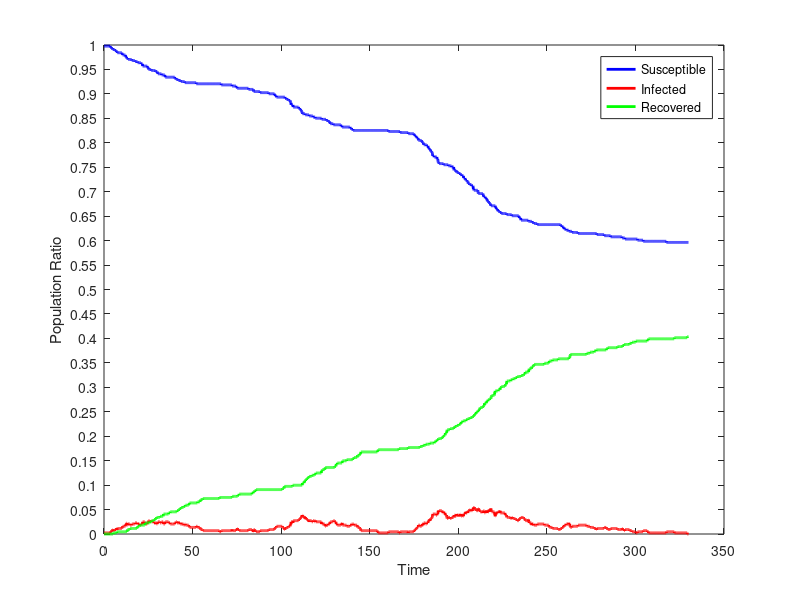

MATLAB code for this plot:
dynamics = [
440.0,1.0,0.0;
440.0,1.0,0.0;
440.0,1.0,0.0;
440.0,1.0,0.0;
440.0,1.0,0.0;
440.0,1.0,0.0;
440.0,1.0,0.0;
440.0,1.0,0.0;
440.0,1.0,0.0;
440.0,1.0,0.0;
440.0,1.0,0.0;
440.0,1.0,0.0;
440.0,1.0,0.0;
440.0,1.0,0.0;
440.0,1.0,0.0;
440.0,1.0,0.0;
440.0,1.0,0.0;
440.0,1.0,0.0;
440.0,1.0,0.0;
440.0,1.0,0.0;
440.0,1.0,0.0;
440.0,1.0,0.0;
440.0,1.0,0.0;
440.0,1.0,0.0;
440.0,1.0,0.0;
440.0,1.0,0.0;
440.0,1.0,0.0;
440.0,1.0,0.0;
440.0,1.0,0.0;
440.0,1.0,0.0;
440.0,1.0,0.0;
440.0,1.0,0.0;
440.0,1.0,0.0;
440.0,1.0,0.0;
440.0,1.0,0.0;
440.0,1.0,0.0;
439.0,2.0,0.0;
439.0,2.0,0.0;
439.0,2.0,0.0;
439.0,2.0,0.0;
439.0,2.0,0.0;
439.0,2.0,0.0;
438.0,3.0,0.0;
438.0,3.0,0.0;
438.0,3.0,0.0;
438.0,3.0,0.0;
438.0,3.0,0.0;
438.0,3.0,0.0;
438.0,3.0,0.0;
437.0,4.0,0.0;
437.0,4.0,0.0;
437.0,4.0,0.0;
437.0,3.0,1.0;
437.0,3.0,1.0;
437.0,3.0,1.0;
437.0,3.0,1.0;
437.0,3.0,1.0;
437.0,3.0,1.0;
437.0,3.0,1.0;
437.0,3.0,1.0;
437.0,3.0,1.0;
436.0,4.0,1.0;
436.0,4.0,1.0;
436.0,4.0,1.0;
436.0,4.0,1.0;
436.0,4.0,1.0;
436.0,4.0,1.0;
436.0,4.0,1.0;
436.0,4.0,1.0;
436.0,4.0,1.0;
435.0,5.0,1.0;
435.0,5.0,1.0;
435.0,5.0,1.0;
435.0,4.0,2.0;
435.0,4.0,2.0;
434.0,5.0,2.0;
434.0,5.0,2.0;
434.0,5.0,2.0;
434.0,5.0,2.0;
434.0,5.0,2.0;
434.0,5.0,2.0;
434.0,5.0,2.0;
434.0,5.0,2.0;
434.0,5.0,2.0;
434.0,5.0,2.0;
434.0,5.0,2.0;
434.0,5.0,2.0;
434.0,5.0,2.0;
434.0,5.0,2.0;
434.0,5.0,2.0;
434.0,5.0,2.0;
434.0,5.0,2.0;
434.0,5.0,2.0;
434.0,5.0,2.0;
434.0,5.0,2.0;
434.0,5.0,2.0;
434.0,5.0,2.0;
434.0,5.0,2.0;
434.0,5.0,2.0;
434.0,5.0,2.0;
434.0,5.0,2.0;
434.0,5.0,2.0;
433.0,6.0,2.0;
433.0,6.0,2.0;
433.0,6.0,2.0;
432.0,7.0,2.0;
432.0,7.0,2.0;
432.0,7.0,2.0;
432.0,7.0,2.0;
432.0,7.0,2.0;
432.0,7.0,2.0;
432.0,7.0,2.0;
432.0,7.0,2.0;
432.0,7.0,2.0;
432.0,7.0,2.0;
432.0,7.0,2.0;
432.0,7.0,2.0;
432.0,7.0,2.0;
432.0,7.0,2.0;
432.0,7.0,2.0;
432.0,7.0,2.0;
432.0,7.0,2.0;
431.0,8.0,2.0;
431.0,8.0,2.0;
430.0,9.0,2.0;
430.0,9.0,2.0;
430.0,9.0,2.0;
430.0,9.0,2.0;
429.0,10.0,2.0;
429.0,10.0,2.0;
429.0,10.0,2.0;
429.0,9.0,3.0;
429.0,8.0,4.0;
429.0,8.0,4.0;
429.0,8.0,4.0;
429.0,8.0,4.0;
428.0,9.0,4.0;
428.0,9.0,4.0;
428.0,9.0,4.0;
428.0,9.0,4.0;
428.0,9.0,4.0;
428.0,9.0,4.0;
428.0,9.0,4.0;
428.0,9.0,4.0;
428.0,9.0,4.0;
428.0,9.0,4.0;
428.0,9.0,4.0;
428.0,8.0,5.0;
428.0,8.0,5.0;
428.0,8.0,5.0;
428.0,8.0,5.0;
428.0,8.0,5.0;
428.0,8.0,5.0;
428.0,8.0,5.0;
428.0,8.0,5.0;
428.0,8.0,5.0;
428.0,8.0,5.0;
427.0,9.0,5.0;
427.0,9.0,5.0;
427.0,9.0,5.0;
427.0,9.0,5.0;
427.0,9.0,5.0;
427.0,9.0,5.0;
427.0,9.0,5.0;
427.0,9.0,5.0;
427.0,9.0,5.0;
427.0,9.0,5.0;
427.0,9.0,5.0;
427.0,9.0,5.0;
427.0,9.0,5.0;
427.0,9.0,5.0;
427.0,9.0,5.0;
427.0,9.0,5.0;
427.0,9.0,5.0;
427.0,9.0,5.0;
426.0,10.0,5.0;
426.0,10.0,5.0;
426.0,10.0,5.0;
426.0,10.0,5.0;
426.0,10.0,5.0;
426.0,10.0,5.0;
426.0,10.0,5.0;
426.0,10.0,5.0;
426.0,10.0,5.0;
426.0,10.0,5.0;
426.0,10.0,5.0;
426.0,10.0,5.0;
426.0,9.0,6.0;
426.0,9.0,6.0;
426.0,9.0,6.0;
425.0,10.0,6.0;
425.0,9.0,7.0;
425.0,9.0,7.0;
425.0,9.0,7.0;
425.0,9.0,7.0;
425.0,9.0,7.0;
425.0,9.0,7.0;
425.0,9.0,7.0;
425.0,9.0,7.0;
425.0,9.0,7.0;
425.0,9.0,7.0;
425.0,8.0,8.0;
425.0,8.0,8.0;
425.0,8.0,8.0;
425.0,8.0,8.0;
425.0,8.0,8.0;
425.0,8.0,8.0;
425.0,8.0,8.0;
425.0,8.0,8.0;
424.0,9.0,8.0;
424.0,9.0,8.0;
424.0,9.0,8.0;
424.0,9.0,8.0;
424.0,9.0,8.0;
424.0,9.0,8.0;
424.0,9.0,8.0;
424.0,9.0,8.0;
424.0,9.0,8.0;
422.0,11.0,8.0;
422.0,11.0,8.0;
422.0,11.0,8.0;
422.0,11.0,8.0;
422.0,11.0,8.0;
422.0,11.0,8.0;
422.0,11.0,8.0;
422.0,11.0,8.0;
422.0,11.0,8.0;
422.0,11.0,8.0;
422.0,11.0,8.0;
422.0,11.0,8.0;
422.0,11.0,8.0;
422.0,10.0,9.0;
422.0,10.0,9.0;
422.0,9.0,10.0;
422.0,9.0,10.0;
422.0,9.0,10.0;
422.0,9.0,10.0;
422.0,9.0,10.0;
422.0,9.0,10.0;
422.0,9.0,10.0;
422.0,9.0,10.0;
422.0,9.0,10.0;
422.0,9.0,10.0;
422.0,9.0,10.0;
422.0,9.0,10.0;
421.0,10.0,10.0;
421.0,10.0,10.0;
421.0,10.0,10.0;
421.0,10.0,10.0;
420.0,11.0,10.0;
420.0,11.0,10.0;
419.0,12.0,10.0;
419.0,12.0,10.0;
419.0,12.0,10.0;
419.0,12.0,10.0;
419.0,12.0,10.0;
419.0,12.0,10.0;
419.0,12.0,10.0;
419.0,11.0,11.0;
419.0,11.0,11.0;
419.0,11.0,11.0;
419.0,11.0,11.0;
419.0,11.0,11.0;
419.0,11.0,11.0;
419.0,11.0,11.0;
419.0,11.0,11.0;
419.0,11.0,11.0;
418.0,12.0,11.0;
418.0,12.0,11.0;
418.0,12.0,11.0;
418.0,11.0,12.0;
418.0,11.0,12.0;
418.0,11.0,12.0;
418.0,11.0,12.0;
418.0,11.0,12.0;
418.0,11.0,12.0;
418.0,11.0,12.0;
418.0,11.0,12.0;
418.0,11.0,12.0;
418.0,11.0,12.0;
418.0,11.0,12.0;
418.0,11.0,12.0;
418.0,11.0,12.0;
418.0,10.0,13.0;
418.0,10.0,13.0;
418.0,10.0,13.0;
418.0,10.0,13.0;
418.0,10.0,13.0;
418.0,10.0,13.0;
418.0,10.0,13.0;
418.0,9.0,14.0;
417.0,10.0,14.0;
417.0,10.0,14.0;
417.0,10.0,14.0;
417.0,10.0,14.0;
417.0,10.0,14.0;
417.0,10.0,14.0;
417.0,9.0,15.0;
417.0,9.0,15.0;
417.0,9.0,15.0;
417.0,9.0,15.0;
417.0,9.0,15.0;
416.0,10.0,15.0;
416.0,10.0,15.0;
415.0,11.0,15.0;
415.0,11.0,15.0;
415.0,11.0,15.0;
415.0,11.0,15.0;
415.0,11.0,15.0;
415.0,11.0,15.0;
415.0,11.0,15.0;
415.0,11.0,15.0;
415.0,11.0,15.0;
415.0,11.0,15.0;
415.0,11.0,15.0;
415.0,11.0,15.0;
415.0,10.0,16.0;
415.0,10.0,16.0;
415.0,10.0,16.0;
415.0,10.0,16.0;
415.0,10.0,16.0;
415.0,10.0,16.0;
415.0,10.0,16.0;
415.0,10.0,16.0;
415.0,10.0,16.0;
414.0,11.0,16.0;
414.0,11.0,16.0;
414.0,11.0,16.0;
414.0,11.0,16.0;
414.0,11.0,16.0;
414.0,11.0,16.0;
414.0,11.0,16.0;
414.0,11.0,16.0;
414.0,11.0,16.0;
414.0,11.0,16.0;
414.0,10.0,17.0;
414.0,9.0,18.0;
414.0,9.0,18.0;
414.0,9.0,18.0;
414.0,9.0,18.0;
414.0,9.0,18.0;
414.0,9.0,18.0;
414.0,9.0,18.0;
414.0,9.0,18.0;
413.0,10.0,18.0;
413.0,10.0,18.0;
412.0,11.0,18.0;
412.0,11.0,18.0;
412.0,11.0,18.0;
412.0,11.0,18.0;
412.0,11.0,18.0;
412.0,11.0,18.0;
412.0,11.0,18.0;
412.0,11.0,18.0;
412.0,11.0,18.0;
412.0,11.0,18.0;
412.0,11.0,18.0;
412.0,11.0,18.0;
412.0,11.0,18.0;
412.0,11.0,18.0;
412.0,11.0,18.0;
412.0,11.0,18.0;
412.0,11.0,18.0;
412.0,11.0,18.0;
412.0,11.0,18.0;
412.0,10.0,19.0;
412.0,10.0,19.0;
412.0,10.0,19.0;
412.0,10.0,19.0;
412.0,10.0,19.0;
412.0,10.0,19.0;
412.0,10.0,19.0;
412.0,10.0,19.0;
412.0,10.0,19.0;
412.0,9.0,20.0;
412.0,9.0,20.0;
412.0,9.0,20.0;
412.0,9.0,20.0;
412.0,9.0,20.0;
412.0,9.0,20.0;
412.0,9.0,20.0;
412.0,9.0,20.0;
412.0,9.0,20.0;
412.0,9.0,20.0;
412.0,9.0,20.0;
412.0,9.0,20.0;
412.0,9.0,20.0;
412.0,9.0,20.0;
412.0,9.0,20.0;
412.0,9.0,20.0;
412.0,9.0,20.0;
412.0,9.0,20.0;
412.0,9.0,20.0;
412.0,9.0,20.0;
412.0,9.0,20.0;
412.0,9.0,20.0;
412.0,9.0,20.0;
412.0,9.0,20.0;
412.0,9.0,20.0;
412.0,9.0,20.0;
411.0,10.0,20.0;
411.0,10.0,20.0;
411.0,10.0,20.0;
411.0,10.0,20.0;
411.0,10.0,20.0;
411.0,10.0,20.0;
410.0,11.0,20.0;
410.0,11.0,20.0;
410.0,11.0,20.0;
410.0,11.0,20.0;
410.0,11.0,20.0;
410.0,11.0,20.0;
410.0,10.0,21.0;
410.0,10.0,21.0;
410.0,10.0,21.0;
410.0,10.0,21.0;
410.0,10.0,21.0;
410.0,10.0,21.0;
410.0,10.0,21.0;
410.0,10.0,21.0;
409.0,11.0,21.0;
409.0,10.0,22.0;
409.0,10.0,22.0;
409.0,10.0,22.0;
409.0,10.0,22.0;
409.0,10.0,22.0;
409.0,10.0,22.0;
409.0,10.0,22.0;
409.0,10.0,22.0;
409.0,9.0,23.0;
409.0,9.0,23.0;
409.0,9.0,23.0;
409.0,9.0,23.0;
409.0,9.0,23.0;
408.0,10.0,23.0;
408.0,9.0,24.0;
408.0,9.0,24.0;
408.0,9.0,24.0;
408.0,9.0,24.0;
408.0,9.0,24.0;
408.0,9.0,24.0;
408.0,9.0,24.0;
408.0,9.0,24.0;
408.0,9.0,24.0;
408.0,9.0,24.0;
408.0,9.0,24.0;
408.0,9.0,24.0;
408.0,9.0,24.0;
408.0,9.0,24.0;
408.0,9.0,24.0;
408.0,8.0,25.0;
408.0,8.0,25.0;
408.0,8.0,25.0;
408.0,8.0,25.0;
408.0,8.0,25.0;
408.0,8.0,25.0;
407.0,9.0,25.0;
407.0,9.0,25.0;
407.0,9.0,25.0;
407.0,9.0,25.0;
407.0,8.0,26.0;
407.0,8.0,26.0;
407.0,8.0,26.0;
407.0,8.0,26.0;
407.0,8.0,26.0;
407.0,8.0,26.0;
407.0,8.0,26.0;
407.0,8.0,26.0;
407.0,8.0,26.0;
407.0,8.0,26.0;
407.0,8.0,26.0;
407.0,8.0,26.0;
407.0,8.0,26.0;
407.0,8.0,26.0;
407.0,8.0,26.0;
407.0,8.0,26.0;
407.0,8.0,26.0;
407.0,8.0,26.0;
407.0,8.0,26.0;
407.0,7.0,27.0;
407.0,7.0,27.0;
407.0,7.0,27.0;
407.0,7.0,27.0;
407.0,6.0,28.0;
407.0,6.0,28.0;
407.0,6.0,28.0;
407.0,6.0,28.0;
407.0,6.0,28.0;
407.0,6.0,28.0;
407.0,6.0,28.0;
407.0,6.0,28.0;
407.0,6.0,28.0;
407.0,6.0,28.0;
407.0,6.0,28.0;
407.0,6.0,28.0;
407.0,6.0,28.0;
407.0,6.0,28.0;
407.0,6.0,28.0;
407.0,6.0,28.0;
407.0,6.0,28.0;
407.0,6.0,28.0;
407.0,6.0,28.0;
407.0,6.0,28.0;
407.0,6.0,28.0;
407.0,6.0,28.0;
407.0,6.0,28.0;
407.0,6.0,28.0;
407.0,6.0,28.0;
407.0,6.0,28.0;
407.0,6.0,28.0;
407.0,6.0,28.0;
407.0,6.0,28.0;
407.0,6.0,28.0;
407.0,6.0,28.0;
407.0,6.0,28.0;
407.0,6.0,28.0;
407.0,6.0,28.0;
407.0,6.0,28.0;
407.0,6.0,28.0;
407.0,6.0,28.0;
407.0,6.0,28.0;
406.0,7.0,28.0;
406.0,7.0,28.0;
406.0,7.0,28.0;
406.0,7.0,28.0;
406.0,7.0,28.0;
406.0,7.0,28.0;
406.0,7.0,28.0;
406.0,6.0,29.0;
406.0,6.0,29.0;
406.0,6.0,29.0;
406.0,6.0,29.0;
406.0,6.0,29.0;
406.0,6.0,29.0;
406.0,6.0,29.0;
406.0,6.0,29.0;
406.0,6.0,29.0;
406.0,6.0,29.0;
406.0,6.0,29.0;
406.0,6.0,29.0;
406.0,6.0,29.0;
406.0,6.0,29.0;
406.0,6.0,29.0;
406.0,5.0,30.0;
406.0,5.0,30.0;
406.0,4.0,31.0;
406.0,4.0,31.0;
406.0,4.0,31.0;
406.0,4.0,31.0;
406.0,4.0,31.0;
406.0,4.0,31.0;
406.0,4.0,31.0;
406.0,4.0,31.0;
406.0,4.0,31.0;
406.0,4.0,31.0;
406.0,4.0,31.0;
406.0,4.0,31.0;
406.0,4.0,31.0;
406.0,3.0,32.0;
406.0,3.0,32.0;
406.0,3.0,32.0;
406.0,3.0,32.0;
406.0,3.0,32.0;
406.0,3.0,32.0;
406.0,3.0,32.0;
406.0,3.0,32.0;
406.0,3.0,32.0;
406.0,3.0,32.0;
406.0,3.0,32.0;
406.0,3.0,32.0;
406.0,3.0,32.0;
406.0,3.0,32.0;
406.0,3.0,32.0;
406.0,3.0,32.0;
406.0,3.0,32.0;
406.0,3.0,32.0;
406.0,3.0,32.0;
406.0,3.0,32.0;
406.0,3.0,32.0;
406.0,3.0,32.0;
406.0,3.0,32.0;
406.0,3.0,32.0;
406.0,3.0,32.0;
406.0,3.0,32.0;
406.0,3.0,32.0;
406.0,3.0,32.0;
406.0,3.0,32.0;
406.0,3.0,32.0;
406.0,3.0,32.0;
406.0,3.0,32.0;
406.0,3.0,32.0;
406.0,3.0,32.0;
406.0,3.0,32.0;
406.0,3.0,32.0;
406.0,3.0,32.0;
406.0,3.0,32.0;
406.0,3.0,32.0;
406.0,3.0,32.0;
406.0,3.0,32.0;
406.0,3.0,32.0;
406.0,3.0,32.0;
406.0,3.0,32.0;
406.0,3.0,32.0;
406.0,3.0,32.0;
406.0,3.0,32.0;
406.0,3.0,32.0;
406.0,3.0,32.0;
406.0,3.0,32.0;
406.0,3.0,32.0;
406.0,3.0,32.0;
406.0,3.0,32.0;
406.0,3.0,32.0;
406.0,3.0,32.0;
406.0,3.0,32.0;
406.0,3.0,32.0;
406.0,3.0,32.0;
406.0,3.0,32.0;
406.0,3.0,32.0;
406.0,3.0,32.0;
406.0,3.0,32.0;
406.0,3.0,32.0;
406.0,3.0,32.0;
406.0,3.0,32.0;
406.0,3.0,32.0;
406.0,3.0,32.0;
406.0,3.0,32.0;
406.0,3.0,32.0;
406.0,3.0,32.0;
406.0,3.0,32.0;
406.0,3.0,32.0;
406.0,3.0,32.0;
406.0,3.0,32.0;
406.0,3.0,32.0;
406.0,3.0,32.0;
406.0,3.0,32.0;
406.0,3.0,32.0;
406.0,3.0,32.0;
406.0,3.0,32.0;
406.0,3.0,32.0;
406.0,3.0,32.0;
406.0,3.0,32.0;
406.0,3.0,32.0;
406.0,3.0,32.0;
406.0,3.0,32.0;
406.0,3.0,32.0;
406.0,3.0,32.0;
406.0,3.0,32.0;
406.0,3.0,32.0;
406.0,3.0,32.0;
406.0,3.0,32.0;
406.0,3.0,32.0;
406.0,3.0,32.0;
406.0,2.0,33.0;
406.0,2.0,33.0;
406.0,2.0,33.0;
406.0,2.0,33.0;
406.0,2.0,33.0;
406.0,2.0,33.0;
406.0,2.0,33.0;
406.0,2.0,33.0;
406.0,2.0,33.0;
406.0,2.0,33.0;
405.0,3.0,33.0;
405.0,3.0,33.0;
405.0,3.0,33.0;
405.0,3.0,33.0;
405.0,3.0,33.0;
405.0,3.0,33.0;
405.0,3.0,33.0;
405.0,3.0,33.0;
405.0,3.0,33.0;
405.0,3.0,33.0;
405.0,3.0,33.0;
405.0,3.0,33.0;
405.0,3.0,33.0;
405.0,3.0,33.0;
405.0,3.0,33.0;
405.0,3.0,33.0;
405.0,3.0,33.0;
405.0,3.0,33.0;
405.0,3.0,33.0;
405.0,3.0,33.0;
405.0,3.0,33.0;
405.0,3.0,33.0;
405.0,3.0,33.0;
405.0,3.0,33.0;
405.0,3.0,33.0;
405.0,3.0,33.0;
405.0,3.0,33.0;
405.0,3.0,33.0;
405.0,3.0,33.0;
405.0,3.0,33.0;
405.0,3.0,33.0;
405.0,3.0,33.0;
405.0,3.0,33.0;
405.0,3.0,33.0;
405.0,3.0,33.0;
405.0,3.0,33.0;
405.0,3.0,33.0;
405.0,3.0,33.0;
405.0,3.0,33.0;
405.0,3.0,33.0;
405.0,3.0,33.0;
405.0,3.0,33.0;
405.0,3.0,33.0;
405.0,3.0,33.0;
405.0,3.0,33.0;
405.0,3.0,33.0;
405.0,3.0,33.0;
405.0,3.0,33.0;
405.0,3.0,33.0;
405.0,3.0,33.0;
405.0,3.0,33.0;
405.0,3.0,33.0;
405.0,3.0,33.0;
405.0,3.0,33.0;
405.0,3.0,33.0;
405.0,3.0,33.0;
405.0,3.0,33.0;
405.0,3.0,33.0;
405.0,3.0,33.0;
405.0,3.0,33.0;
405.0,3.0,33.0;
404.0,4.0,33.0;
404.0,3.0,34.0;
404.0,3.0,34.0;
404.0,3.0,34.0;
404.0,3.0,34.0;
404.0,3.0,34.0;
404.0,3.0,34.0;
404.0,3.0,34.0;
404.0,3.0,34.0;
404.0,3.0,34.0;
404.0,3.0,34.0;
404.0,3.0,34.0;
404.0,3.0,34.0;
404.0,3.0,34.0;
404.0,3.0,34.0;
404.0,3.0,34.0;
404.0,3.0,34.0;
404.0,3.0,34.0;
404.0,3.0,34.0;
404.0,3.0,34.0;
404.0,3.0,34.0;
404.0,3.0,34.0;
404.0,3.0,34.0;
403.0,4.0,34.0;
403.0,4.0,34.0;
403.0,4.0,34.0;
403.0,4.0,34.0;
403.0,4.0,34.0;
403.0,4.0,34.0;
402.0,5.0,34.0;
402.0,5.0,34.0;
402.0,5.0,34.0;
402.0,4.0,35.0;
402.0,4.0,35.0;
402.0,4.0,35.0;
402.0,4.0,35.0;
402.0,4.0,35.0;
402.0,4.0,35.0;
402.0,4.0,35.0;
402.0,4.0,35.0;
402.0,3.0,36.0;
402.0,3.0,36.0;
402.0,3.0,36.0;
402.0,3.0,36.0;
402.0,3.0,36.0;
402.0,3.0,36.0;
402.0,3.0,36.0;
402.0,3.0,36.0;
402.0,3.0,36.0;
402.0,3.0,36.0;
402.0,3.0,36.0;
402.0,3.0,36.0;
402.0,3.0,36.0;
402.0,3.0,36.0;
402.0,3.0,36.0;
402.0,3.0,36.0;
402.0,3.0,36.0;
402.0,3.0,36.0;
402.0,3.0,36.0;
402.0,3.0,36.0;
402.0,3.0,36.0;
402.0,3.0,36.0;
402.0,3.0,36.0;
402.0,3.0,36.0;
402.0,3.0,36.0;
402.0,3.0,36.0;
402.0,3.0,36.0;
402.0,3.0,36.0;
402.0,3.0,36.0;
402.0,3.0,36.0;
402.0,3.0,36.0;
402.0,3.0,36.0;
402.0,3.0,36.0;
402.0,3.0,36.0;
402.0,3.0,36.0;
402.0,3.0,36.0;
402.0,3.0,36.0;
402.0,3.0,36.0;
402.0,3.0,36.0;
402.0,3.0,36.0;
402.0,3.0,36.0;
402.0,3.0,36.0;
402.0,3.0,36.0;
402.0,3.0,36.0;
402.0,3.0,36.0;
402.0,3.0,36.0;
402.0,3.0,36.0;
402.0,3.0,36.0;
402.0,3.0,36.0;
402.0,3.0,36.0;
402.0,3.0,36.0;
402.0,3.0,36.0;
402.0,3.0,36.0;
401.0,4.0,36.0;
401.0,4.0,36.0;
401.0,4.0,36.0;
401.0,4.0,36.0;
401.0,4.0,36.0;
401.0,4.0,36.0;
401.0,4.0,36.0;
401.0,4.0,36.0;
401.0,4.0,36.0;
401.0,4.0,36.0;
401.0,4.0,36.0;
401.0,4.0,36.0;
401.0,4.0,36.0;
401.0,4.0,36.0;
401.0,4.0,36.0;
401.0,4.0,36.0;
401.0,4.0,36.0;
401.0,4.0,36.0;
401.0,4.0,36.0;
401.0,4.0,36.0;
401.0,3.0,37.0;
401.0,3.0,37.0;
401.0,3.0,37.0;
401.0,3.0,37.0;
401.0,3.0,37.0;
401.0,3.0,37.0;
401.0,2.0,38.0;
401.0,2.0,38.0;
400.0,3.0,38.0;
399.0,4.0,38.0;
399.0,4.0,38.0;
399.0,4.0,38.0;
399.0,4.0,38.0;
399.0,4.0,38.0;
399.0,4.0,38.0;
399.0,4.0,38.0;
399.0,3.0,39.0;
399.0,3.0,39.0;
399.0,3.0,39.0;
399.0,3.0,39.0;
399.0,3.0,39.0;
399.0,3.0,39.0;
399.0,2.0,40.0;
399.0,2.0,40.0;
399.0,2.0,40.0;
399.0,2.0,40.0;
399.0,2.0,40.0;
399.0,2.0,40.0;
399.0,2.0,40.0;
399.0,2.0,40.0;
399.0,2.0,40.0;
399.0,2.0,40.0;
399.0,2.0,40.0;
399.0,2.0,40.0;
399.0,2.0,40.0;
399.0,2.0,40.0;
399.0,2.0,40.0;
399.0,2.0,40.0;
399.0,2.0,40.0;
399.0,2.0,40.0;
399.0,2.0,40.0;
399.0,2.0,40.0;
399.0,2.0,40.0;
399.0,2.0,40.0;
399.0,2.0,40.0;
398.0,3.0,40.0;
398.0,3.0,40.0;
398.0,3.0,40.0;
398.0,3.0,40.0;
398.0,3.0,40.0;
398.0,3.0,40.0;
398.0,3.0,40.0;
398.0,3.0,40.0;
398.0,3.0,40.0;
398.0,3.0,40.0;
398.0,3.0,40.0;
398.0,3.0,40.0;
398.0,3.0,40.0;
398.0,3.0,40.0;
398.0,3.0,40.0;
398.0,3.0,40.0;
398.0,3.0,40.0;
398.0,3.0,40.0;
398.0,3.0,40.0;
398.0,3.0,40.0;
398.0,3.0,40.0;
398.0,3.0,40.0;
398.0,3.0,40.0;
398.0,3.0,40.0;
398.0,3.0,40.0;
398.0,3.0,40.0;
398.0,3.0,40.0;
398.0,3.0,40.0;
398.0,3.0,40.0;
398.0,3.0,40.0;
398.0,3.0,40.0;
398.0,3.0,40.0;
398.0,3.0,40.0;
398.0,3.0,40.0;
398.0,3.0,40.0;
398.0,3.0,40.0;
398.0,3.0,40.0;
398.0,3.0,40.0;
398.0,3.0,40.0;
398.0,3.0,40.0;
398.0,3.0,40.0;
398.0,3.0,40.0;
398.0,3.0,40.0;
398.0,3.0,40.0;
398.0,3.0,40.0;
398.0,3.0,40.0;
398.0,3.0,40.0;
398.0,3.0,40.0;
398.0,3.0,40.0;
397.0,4.0,40.0;
397.0,4.0,40.0;
397.0,4.0,40.0;
397.0,4.0,40.0;
397.0,4.0,40.0;
397.0,4.0,40.0;
397.0,4.0,40.0;
397.0,4.0,40.0;
397.0,4.0,40.0;
397.0,4.0,40.0;
397.0,4.0,40.0;
397.0,4.0,40.0;
397.0,4.0,40.0;
397.0,4.0,40.0;
397.0,4.0,40.0;
397.0,4.0,40.0;
397.0,4.0,40.0;
397.0,4.0,40.0;
397.0,4.0,40.0;
397.0,4.0,40.0;
397.0,4.0,40.0;
397.0,4.0,40.0;
397.0,4.0,40.0;
397.0,4.0,40.0;
397.0,4.0,40.0;
397.0,4.0,40.0;
397.0,4.0,40.0;
397.0,4.0,40.0;
397.0,4.0,40.0;
397.0,4.0,40.0;
397.0,4.0,40.0;
397.0,4.0,40.0;
397.0,4.0,40.0;
396.0,5.0,40.0;
396.0,5.0,40.0;
396.0,5.0,40.0;
396.0,5.0,40.0;
395.0,6.0,40.0;
395.0,6.0,40.0;
395.0,6.0,40.0;
395.0,6.0,40.0;
395.0,6.0,40.0;
395.0,6.0,40.0;
395.0,6.0,40.0;
394.0,7.0,40.0;
394.0,7.0,40.0;
394.0,7.0,40.0;
394.0,7.0,40.0;
394.0,7.0,40.0;
394.0,7.0,40.0;
394.0,7.0,40.0;
394.0,7.0,40.0;
394.0,7.0,40.0;
394.0,7.0,40.0;
394.0,7.0,40.0;
394.0,7.0,40.0;
394.0,7.0,40.0;
394.0,7.0,40.0;
394.0,7.0,40.0;
394.0,7.0,40.0;
394.0,7.0,40.0;
394.0,7.0,40.0;
394.0,7.0,40.0;
394.0,7.0,40.0;
394.0,7.0,40.0;
394.0,7.0,40.0;
394.0,7.0,40.0;
394.0,7.0,40.0;
394.0,7.0,40.0;
394.0,7.0,40.0;
394.0,7.0,40.0;
394.0,7.0,40.0;
394.0,7.0,40.0;
394.0,7.0,40.0;
394.0,7.0,40.0;
394.0,7.0,40.0;
394.0,7.0,40.0;
394.0,6.0,41.0;
394.0,6.0,41.0;
394.0,6.0,41.0;
394.0,6.0,41.0;
394.0,6.0,41.0;
394.0,6.0,41.0;
394.0,6.0,41.0;
394.0,6.0,41.0;
394.0,6.0,41.0;
394.0,6.0,41.0;
394.0,5.0,42.0;
394.0,4.0,43.0;
394.0,4.0,43.0;
394.0,4.0,43.0;
394.0,4.0,43.0;
393.0,5.0,43.0;
393.0,5.0,43.0;
393.0,5.0,43.0;
393.0,5.0,43.0;
393.0,5.0,43.0;
393.0,5.0,43.0;
393.0,5.0,43.0;
393.0,5.0,43.0;
392.0,6.0,43.0;
392.0,6.0,43.0;
392.0,6.0,43.0;
392.0,6.0,43.0;
392.0,6.0,43.0;
392.0,6.0,43.0;
392.0,6.0,43.0;
392.0,6.0,43.0;
392.0,6.0,43.0;
392.0,6.0,43.0;
392.0,6.0,43.0;
392.0,6.0,43.0;
391.0,7.0,43.0;
391.0,7.0,43.0;
391.0,7.0,43.0;
391.0,7.0,43.0;
391.0,7.0,43.0;
391.0,7.0,43.0;
391.0,7.0,43.0;
391.0,7.0,43.0;
391.0,7.0,43.0;
391.0,7.0,43.0;
390.0,8.0,43.0;
390.0,8.0,43.0;
389.0,9.0,43.0;
389.0,9.0,43.0;
387.0,11.0,43.0;
387.0,11.0,43.0;
387.0,11.0,43.0;
387.0,11.0,43.0;
387.0,11.0,43.0;
387.0,11.0,43.0;
387.0,11.0,43.0;
387.0,11.0,43.0;
387.0,11.0,43.0;
387.0,10.0,44.0;
387.0,10.0,44.0;
387.0,10.0,44.0;
385.0,12.0,44.0;
385.0,12.0,44.0;
385.0,12.0,44.0;
385.0,12.0,44.0;
385.0,12.0,44.0;
385.0,12.0,44.0;
385.0,12.0,44.0;
385.0,12.0,44.0;
385.0,12.0,44.0;
385.0,12.0,44.0;
385.0,12.0,44.0;
385.0,12.0,44.0;
385.0,12.0,44.0;
385.0,12.0,44.0;
385.0,12.0,44.0;
385.0,12.0,44.0;
385.0,12.0,44.0;
385.0,12.0,44.0;
385.0,12.0,44.0;
385.0,12.0,44.0;
385.0,12.0,44.0;
385.0,12.0,44.0;
385.0,12.0,44.0;
385.0,12.0,44.0;
385.0,12.0,44.0;
385.0,12.0,44.0;
385.0,12.0,44.0;
385.0,12.0,44.0;
385.0,12.0,44.0;
385.0,12.0,44.0;
385.0,12.0,44.0;
384.0,13.0,44.0;
384.0,13.0,44.0;
384.0,13.0,44.0;
384.0,13.0,44.0;
384.0,13.0,44.0;
384.0,13.0,44.0;
384.0,13.0,44.0;
383.0,14.0,44.0;
383.0,14.0,44.0;
383.0,14.0,44.0;
383.0,14.0,44.0;
383.0,14.0,44.0;
382.0,15.0,44.0;
382.0,15.0,44.0;
382.0,15.0,44.0;
382.0,15.0,44.0;
382.0,15.0,44.0;
381.0,16.0,44.0;
381.0,16.0,44.0;
380.0,17.0,44.0;
380.0,17.0,44.0;
379.0,16.0,46.0;
379.0,16.0,46.0;
379.0,16.0,46.0;
379.0,16.0,46.0;
379.0,16.0,46.0;
379.0,16.0,46.0;
379.0,16.0,46.0;
379.0,16.0,46.0;
379.0,16.0,46.0;
379.0,16.0,46.0;
379.0,16.0,46.0;
379.0,15.0,47.0;
379.0,15.0,47.0;
379.0,14.0,48.0;
379.0,14.0,48.0;
379.0,14.0,48.0;
378.0,15.0,48.0;
378.0,15.0,48.0;
378.0,15.0,48.0;
378.0,14.0,49.0;
378.0,14.0,49.0;
378.0,14.0,49.0;
378.0,14.0,49.0;
378.0,14.0,49.0;
378.0,14.0,49.0;
378.0,13.0,50.0;
378.0,13.0,50.0;
378.0,13.0,50.0;
378.0,13.0,50.0;
378.0,13.0,50.0;
378.0,13.0,50.0;
378.0,13.0,50.0;
378.0,12.0,51.0;
378.0,12.0,51.0;
378.0,12.0,51.0;
378.0,12.0,51.0;
378.0,12.0,51.0;
378.0,11.0,52.0;
377.0,12.0,52.0;
377.0,12.0,52.0;
377.0,12.0,52.0;
377.0,12.0,52.0;
377.0,12.0,52.0;
377.0,12.0,52.0;
377.0,12.0,52.0;
377.0,12.0,52.0;
377.0,12.0,52.0;
377.0,12.0,52.0;
377.0,12.0,52.0;
377.0,12.0,52.0;
377.0,12.0,52.0;
377.0,12.0,52.0;
377.0,12.0,52.0;
377.0,11.0,53.0;
377.0,11.0,53.0;
377.0,11.0,53.0;
377.0,11.0,53.0;
377.0,11.0,53.0;
377.0,11.0,53.0;
377.0,11.0,53.0;
376.0,12.0,53.0;
376.0,12.0,53.0;
376.0,12.0,53.0;
376.0,12.0,53.0;
376.0,12.0,53.0;
376.0,12.0,53.0;
376.0,12.0,53.0;
376.0,12.0,53.0;
376.0,12.0,53.0;
376.0,11.0,54.0;
376.0,11.0,54.0;
376.0,11.0,54.0;
376.0,11.0,54.0;
375.0,12.0,54.0;
375.0,12.0,54.0;
375.0,12.0,54.0;
375.0,11.0,55.0;
375.0,11.0,55.0;
375.0,11.0,55.0;
375.0,11.0,55.0;
375.0,11.0,55.0;
375.0,11.0,55.0;
375.0,11.0,55.0;
375.0,11.0,55.0;
375.0,11.0,55.0;
375.0,11.0,55.0;
375.0,11.0,55.0;
375.0,11.0,55.0;
375.0,11.0,55.0;
375.0,11.0,55.0;
375.0,11.0,55.0;
375.0,11.0,55.0;
375.0,11.0,55.0;
375.0,11.0,55.0;
375.0,11.0,55.0;
375.0,11.0,55.0;
375.0,11.0,55.0;
375.0,11.0,55.0;
375.0,11.0,55.0;
375.0,11.0,55.0;
375.0,11.0,55.0;
375.0,11.0,55.0;
375.0,11.0,55.0;
375.0,11.0,55.0;
375.0,11.0,55.0;
375.0,11.0,55.0;
375.0,11.0,55.0;
375.0,11.0,55.0;
375.0,9.0,57.0;
374.0,10.0,57.0;
374.0,10.0,57.0;
374.0,10.0,57.0;
374.0,9.0,58.0;
374.0,9.0,58.0;
374.0,9.0,58.0;
374.0,9.0,58.0;
374.0,9.0,58.0;
374.0,9.0,58.0;
374.0,9.0,58.0;
374.0,9.0,58.0;
374.0,9.0,58.0;
374.0,9.0,58.0;
374.0,9.0,58.0;
374.0,9.0,58.0;
374.0,9.0,58.0;
374.0,9.0,58.0;
374.0,9.0,58.0;
374.0,8.0,59.0;
374.0,8.0,59.0;
374.0,7.0,60.0;
374.0,7.0,60.0;
374.0,7.0,60.0;
374.0,7.0,60.0;
374.0,7.0,60.0;
373.0,8.0,60.0;
373.0,8.0,60.0;
373.0,8.0,60.0;
373.0,8.0,60.0;
373.0,8.0,60.0;
373.0,8.0,60.0;
373.0,8.0,60.0;
373.0,8.0,60.0;
373.0,8.0,60.0;
373.0,8.0,60.0;
373.0,8.0,60.0;
373.0,8.0,60.0;
372.0,9.0,60.0;
372.0,9.0,60.0;
372.0,9.0,60.0;
372.0,9.0,60.0;
372.0,9.0,60.0;
372.0,9.0,60.0;
372.0,9.0,60.0;
372.0,9.0,60.0;
372.0,9.0,60.0;
371.0,10.0,60.0;
371.0,10.0,60.0;
370.0,11.0,60.0;
370.0,11.0,60.0;
370.0,11.0,60.0;
370.0,11.0,60.0;
370.0,11.0,60.0;
370.0,11.0,60.0;
370.0,11.0,60.0;
370.0,11.0,60.0;
370.0,11.0,60.0;
370.0,11.0,60.0;
370.0,11.0,60.0;
370.0,11.0,60.0;
370.0,11.0,60.0;
370.0,11.0,60.0;
370.0,11.0,60.0;
370.0,11.0,60.0;
370.0,11.0,60.0;
370.0,11.0,60.0;
369.0,12.0,60.0;
369.0,12.0,60.0;
369.0,12.0,60.0;
369.0,12.0,60.0;
369.0,12.0,60.0;
369.0,12.0,60.0;
369.0,12.0,60.0;
369.0,12.0,60.0;
369.0,11.0,61.0;
369.0,11.0,61.0;
369.0,11.0,61.0;
369.0,11.0,61.0;
369.0,11.0,61.0;
369.0,11.0,61.0;
369.0,11.0,61.0;
369.0,10.0,62.0;
369.0,9.0,63.0;
369.0,9.0,63.0;
369.0,9.0,63.0;
369.0,9.0,63.0;
369.0,9.0,63.0;
369.0,9.0,63.0;
369.0,8.0,64.0;
369.0,8.0,64.0;
369.0,8.0,64.0;
369.0,8.0,64.0;
369.0,8.0,64.0;
369.0,8.0,64.0;
369.0,8.0,64.0;
369.0,8.0,64.0;
369.0,8.0,64.0;
369.0,8.0,64.0;
369.0,8.0,64.0;
369.0,8.0,64.0;
369.0,8.0,64.0;
369.0,8.0,64.0;
369.0,8.0,64.0;
369.0,8.0,64.0;
369.0,8.0,64.0;
369.0,8.0,64.0;
369.0,8.0,64.0;
369.0,8.0,64.0;
369.0,8.0,64.0;
368.0,9.0,64.0;
368.0,9.0,64.0;
368.0,9.0,64.0;
368.0,9.0,64.0;
368.0,9.0,64.0;
368.0,9.0,64.0;
367.0,10.0,64.0;
367.0,9.0,65.0;
367.0,8.0,66.0;
367.0,8.0,66.0;
367.0,8.0,66.0;
367.0,8.0,66.0;
367.0,8.0,66.0;
367.0,8.0,66.0;
367.0,8.0,66.0;
367.0,8.0,66.0;
367.0,8.0,66.0;
367.0,8.0,66.0;
367.0,8.0,66.0;
367.0,8.0,66.0;
367.0,8.0,66.0;
367.0,8.0,66.0;
367.0,8.0,66.0;
367.0,8.0,66.0;
367.0,8.0,66.0;
367.0,8.0,66.0;
367.0,8.0,66.0;
367.0,8.0,66.0;
367.0,8.0,66.0;
367.0,8.0,66.0;
367.0,8.0,66.0;
367.0,8.0,66.0;
367.0,7.0,67.0;
367.0,7.0,67.0;
367.0,7.0,67.0;
367.0,7.0,67.0;
367.0,7.0,67.0;
367.0,7.0,67.0;
367.0,7.0,67.0;
367.0,7.0,67.0;
367.0,7.0,67.0;
367.0,7.0,67.0;
367.0,7.0,67.0;
367.0,7.0,67.0;
367.0,7.0,67.0;
367.0,7.0,67.0;
367.0,7.0,67.0;
367.0,7.0,67.0;
367.0,7.0,67.0;
367.0,7.0,67.0;
367.0,7.0,67.0;
366.0,8.0,67.0;
366.0,8.0,67.0;
366.0,8.0,67.0;
366.0,8.0,67.0;
366.0,8.0,67.0;
366.0,8.0,67.0;
366.0,8.0,67.0;
366.0,8.0,67.0;
366.0,8.0,67.0;
365.0,9.0,67.0;
365.0,9.0,67.0;
365.0,9.0,67.0;
365.0,9.0,67.0;
365.0,9.0,67.0;
365.0,9.0,67.0;
365.0,9.0,67.0;
365.0,8.0,68.0;
364.0,9.0,68.0;
364.0,9.0,68.0;
364.0,9.0,68.0;
364.0,9.0,68.0;
364.0,9.0,68.0;
364.0,8.0,69.0;
364.0,8.0,69.0;
364.0,8.0,69.0;
364.0,8.0,69.0;
364.0,8.0,69.0;
364.0,8.0,69.0;
364.0,8.0,69.0;
364.0,8.0,69.0;
364.0,8.0,69.0;
364.0,8.0,69.0;
364.0,8.0,69.0;
364.0,8.0,69.0;
364.0,8.0,69.0;
364.0,8.0,69.0;
364.0,8.0,69.0;
364.0,8.0,69.0;
364.0,8.0,69.0;
364.0,8.0,69.0;
364.0,8.0,69.0;
364.0,7.0,70.0;
364.0,6.0,71.0;
364.0,6.0,71.0;
364.0,6.0,71.0;
364.0,6.0,71.0;
364.0,6.0,71.0;
364.0,6.0,71.0;
364.0,6.0,71.0;
364.0,6.0,71.0;
364.0,6.0,71.0;
364.0,6.0,71.0;
364.0,6.0,71.0;
364.0,6.0,71.0;
364.0,6.0,71.0;
364.0,5.0,72.0;
364.0,5.0,72.0;
364.0,5.0,72.0;
364.0,5.0,72.0;
364.0,5.0,72.0;
364.0,4.0,73.0;
364.0,3.0,74.0;
364.0,3.0,74.0;
364.0,3.0,74.0;
364.0,3.0,74.0;
364.0,3.0,74.0;
364.0,3.0,74.0;
364.0,3.0,74.0;
364.0,3.0,74.0;
364.0,3.0,74.0;
364.0,3.0,74.0;
364.0,3.0,74.0;
364.0,3.0,74.0;
364.0,3.0,74.0;
364.0,3.0,74.0;
364.0,3.0,74.0;
364.0,3.0,74.0;
364.0,3.0,74.0;
364.0,3.0,74.0;
364.0,3.0,74.0;
364.0,3.0,74.0;
364.0,3.0,74.0;
364.0,3.0,74.0;
364.0,3.0,74.0;
364.0,3.0,74.0;
364.0,3.0,74.0;
364.0,3.0,74.0;
364.0,3.0,74.0;
364.0,3.0,74.0;
364.0,3.0,74.0;
364.0,3.0,74.0;
364.0,3.0,74.0;
364.0,3.0,74.0;
364.0,3.0,74.0;
364.0,3.0,74.0;
364.0,3.0,74.0;
364.0,3.0,74.0;
364.0,3.0,74.0;
364.0,3.0,74.0;
364.0,3.0,74.0;
364.0,3.0,74.0;
364.0,3.0,74.0;
364.0,3.0,74.0;
364.0,3.0,74.0;
364.0,3.0,74.0;
364.0,3.0,74.0;
364.0,3.0,74.0;
364.0,3.0,74.0;
364.0,3.0,74.0;
364.0,3.0,74.0;
364.0,3.0,74.0;
364.0,3.0,74.0;
364.0,3.0,74.0;
364.0,3.0,74.0;
364.0,3.0,74.0;
364.0,3.0,74.0;
364.0,3.0,74.0;
364.0,3.0,74.0;
364.0,3.0,74.0;
364.0,3.0,74.0;
364.0,3.0,74.0;
364.0,3.0,74.0;
364.0,3.0,74.0;
364.0,3.0,74.0;
364.0,3.0,74.0;
364.0,3.0,74.0;
364.0,3.0,74.0;
364.0,3.0,74.0;
364.0,3.0,74.0;
364.0,3.0,74.0;
364.0,3.0,74.0;
364.0,3.0,74.0;
364.0,3.0,74.0;
364.0,3.0,74.0;
364.0,3.0,74.0;
364.0,3.0,74.0;
364.0,3.0,74.0;
364.0,3.0,74.0;
364.0,3.0,74.0;
364.0,3.0,74.0;
364.0,3.0,74.0;
364.0,3.0,74.0;
364.0,3.0,74.0;
364.0,3.0,74.0;
364.0,3.0,74.0;
364.0,3.0,74.0;
364.0,3.0,74.0;
364.0,3.0,74.0;
364.0,3.0,74.0;
364.0,3.0,74.0;
364.0,3.0,74.0;
364.0,3.0,74.0;
364.0,3.0,74.0;
364.0,3.0,74.0;
364.0,3.0,74.0;
364.0,2.0,75.0;
364.0,2.0,75.0;
364.0,2.0,75.0;
364.0,2.0,75.0;
364.0,1.0,76.0;
364.0,1.0,76.0;
364.0,1.0,76.0;
364.0,1.0,76.0;
364.0,1.0,76.0;
364.0,1.0,76.0;
364.0,1.0,76.0;
364.0,1.0,76.0;
364.0,1.0,76.0;
364.0,1.0,76.0;
364.0,1.0,76.0;
364.0,1.0,76.0;
364.0,1.0,76.0;
364.0,1.0,76.0;
364.0,1.0,76.0;
364.0,1.0,76.0;
364.0,1.0,76.0;
364.0,1.0,76.0;
364.0,1.0,76.0;
364.0,1.0,76.0;
364.0,1.0,76.0;
364.0,1.0,76.0;
364.0,1.0,76.0;
364.0,1.0,76.0;
364.0,1.0,76.0;
364.0,1.0,76.0;
364.0,1.0,76.0;
364.0,1.0,76.0;
364.0,1.0,76.0;
364.0,1.0,76.0;
364.0,1.0,76.0;
364.0,1.0,76.0;
364.0,1.0,76.0;
364.0,1.0,76.0;
364.0,1.0,76.0;
364.0,1.0,76.0;
364.0,1.0,76.0;
364.0,1.0,76.0;
364.0,1.0,76.0;
364.0,1.0,76.0;
364.0,1.0,76.0;
364.0,1.0,76.0;
364.0,1.0,76.0;
364.0,1.0,76.0;
364.0,1.0,76.0;
364.0,1.0,76.0;
364.0,1.0,76.0;
364.0,1.0,76.0;
364.0,1.0,76.0;
364.0,1.0,76.0;
364.0,1.0,76.0;
364.0,1.0,76.0;
364.0,1.0,76.0;
364.0,1.0,76.0;
364.0,1.0,76.0;
364.0,1.0,76.0;
364.0,1.0,76.0;
364.0,1.0,76.0;
363.0,2.0,76.0;
363.0,2.0,76.0;
363.0,2.0,76.0;
363.0,2.0,76.0;
363.0,2.0,76.0;
363.0,2.0,76.0;
363.0,2.0,76.0;
363.0,2.0,76.0;
363.0,2.0,76.0;
363.0,2.0,76.0;
363.0,2.0,76.0;
363.0,2.0,76.0;
363.0,2.0,76.0;
363.0,2.0,76.0;
363.0,2.0,76.0;
363.0,2.0,76.0;
363.0,2.0,76.0;
363.0,2.0,76.0;
363.0,2.0,76.0;
363.0,2.0,76.0;
363.0,2.0,76.0;
363.0,2.0,76.0;
363.0,2.0,76.0;
363.0,2.0,76.0;
363.0,2.0,76.0;
363.0,2.0,76.0;
363.0,2.0,76.0;
363.0,2.0,76.0;
363.0,2.0,76.0;
363.0,2.0,76.0;
363.0,2.0,76.0;
363.0,2.0,76.0;
363.0,2.0,76.0;
363.0,2.0,76.0;
363.0,2.0,76.0;
363.0,2.0,76.0;
363.0,2.0,76.0;
363.0,2.0,76.0;
363.0,2.0,76.0;
363.0,2.0,76.0;
363.0,2.0,76.0;
363.0,2.0,76.0;
363.0,2.0,76.0;
363.0,2.0,76.0;
363.0,2.0,76.0;
363.0,2.0,76.0;
363.0,2.0,76.0;
363.0,2.0,76.0;
363.0,2.0,76.0;
363.0,2.0,76.0;
363.0,2.0,76.0;
363.0,2.0,76.0;
363.0,2.0,76.0;
363.0,2.0,76.0;
363.0,2.0,76.0;
363.0,2.0,76.0;
363.0,2.0,76.0;
363.0,2.0,76.0;
363.0,2.0,76.0;
363.0,1.0,77.0;
363.0,1.0,77.0;
363.0,1.0,77.0;
363.0,1.0,77.0;
363.0,1.0,77.0;
363.0,1.0,77.0;
363.0,1.0,77.0;
362.0,2.0,77.0;
362.0,2.0,77.0;
362.0,2.0,77.0;
362.0,2.0,77.0;
362.0,2.0,77.0;
362.0,2.0,77.0;
362.0,2.0,77.0;
362.0,2.0,77.0;
362.0,2.0,77.0;
362.0,2.0,77.0;
362.0,2.0,77.0;
362.0,2.0,77.0;
362.0,2.0,77.0;
362.0,2.0,77.0;
362.0,2.0,77.0;
362.0,2.0,77.0;
362.0,2.0,77.0;
362.0,2.0,77.0;
362.0,2.0,77.0;
362.0,2.0,77.0;
362.0,2.0,77.0;
362.0,2.0,77.0;
362.0,2.0,77.0;
362.0,2.0,77.0;
362.0,2.0,77.0;
362.0,2.0,77.0;
362.0,2.0,77.0;
362.0,2.0,77.0;
362.0,2.0,77.0;
362.0,2.0,77.0;
362.0,2.0,77.0;
362.0,2.0,77.0;
362.0,2.0,77.0;
362.0,2.0,77.0;
362.0,2.0,77.0;
362.0,2.0,77.0;
362.0,2.0,77.0;
362.0,2.0,77.0;
362.0,2.0,77.0;
362.0,2.0,77.0;
362.0,2.0,77.0;
362.0,2.0,77.0;
362.0,2.0,77.0;
362.0,2.0,77.0;
362.0,2.0,77.0;
362.0,1.0,78.0;
361.0,2.0,78.0;
361.0,2.0,78.0;
361.0,2.0,78.0;
361.0,2.0,78.0;
361.0,2.0,78.0;
361.0,2.0,78.0;
361.0,2.0,78.0;
361.0,2.0,78.0;
361.0,2.0,78.0;
361.0,2.0,78.0;
361.0,2.0,78.0;
361.0,2.0,78.0;
361.0,2.0,78.0;
361.0,2.0,78.0;
361.0,2.0,78.0;
361.0,2.0,78.0;
361.0,2.0,78.0;
361.0,2.0,78.0;
361.0,2.0,78.0;
361.0,2.0,78.0;
361.0,2.0,78.0;
361.0,2.0,78.0;
361.0,2.0,78.0;
361.0,2.0,78.0;
361.0,2.0,78.0;
361.0,2.0,78.0;
361.0,2.0,78.0;
361.0,2.0,78.0;
361.0,2.0,78.0;
361.0,2.0,78.0;
361.0,2.0,78.0;
361.0,2.0,78.0;
360.0,3.0,78.0;
360.0,3.0,78.0;
360.0,3.0,78.0;
360.0,3.0,78.0;
360.0,3.0,78.0;
359.0,4.0,78.0;
359.0,4.0,78.0;
359.0,4.0,78.0;
359.0,4.0,78.0;
359.0,4.0,78.0;
359.0,4.0,78.0;
359.0,4.0,78.0;
358.0,5.0,78.0;
358.0,5.0,78.0;
358.0,5.0,78.0;
358.0,5.0,78.0;
358.0,5.0,78.0;
357.0,6.0,78.0;
357.0,6.0,78.0;
357.0,6.0,78.0;
357.0,6.0,78.0;
357.0,6.0,78.0;
357.0,6.0,78.0;
357.0,6.0,78.0;
356.0,7.0,78.0;
355.0,8.0,78.0;
355.0,8.0,78.0;
355.0,8.0,78.0;
355.0,8.0,78.0;
355.0,8.0,78.0;
355.0,8.0,78.0;
355.0,8.0,78.0;
355.0,8.0,78.0;
355.0,8.0,78.0;
355.0,7.0,79.0;
355.0,7.0,79.0;
355.0,7.0,79.0;
355.0,7.0,79.0;
355.0,7.0,79.0;
355.0,7.0,79.0;
355.0,7.0,79.0;
355.0,7.0,79.0;
355.0,7.0,79.0;
355.0,7.0,79.0;
354.0,8.0,79.0;
354.0,8.0,79.0;
354.0,8.0,79.0;
353.0,9.0,79.0;
353.0,9.0,79.0;
353.0,9.0,79.0;
353.0,8.0,80.0;
353.0,8.0,80.0;
353.0,8.0,80.0;
352.0,9.0,80.0;
352.0,9.0,80.0;
351.0,10.0,80.0;
351.0,10.0,80.0;
351.0,10.0,80.0;
351.0,10.0,80.0;
351.0,10.0,80.0;
351.0,10.0,80.0;
351.0,10.0,80.0;
351.0,10.0,80.0;
351.0,10.0,80.0;
351.0,10.0,80.0;
351.0,10.0,80.0;
351.0,9.0,81.0;
351.0,9.0,81.0;
351.0,9.0,81.0;
351.0,9.0,81.0;
351.0,9.0,81.0;
351.0,9.0,81.0;
350.0,10.0,81.0;
350.0,10.0,81.0;
350.0,10.0,81.0;
350.0,10.0,81.0;
350.0,10.0,81.0;
350.0,10.0,81.0;
350.0,10.0,81.0;
350.0,10.0,81.0;
349.0,11.0,81.0;
348.0,12.0,81.0;
348.0,12.0,81.0;
348.0,12.0,81.0;
348.0,12.0,81.0;
348.0,12.0,81.0;
347.0,13.0,81.0;
347.0,13.0,81.0;
347.0,13.0,81.0;
347.0,12.0,82.0;
347.0,12.0,82.0;
347.0,12.0,82.0;
346.0,13.0,82.0;
346.0,13.0,82.0;
346.0,13.0,82.0;
345.0,14.0,82.0;
345.0,14.0,82.0;
345.0,14.0,82.0;
345.0,14.0,82.0;
345.0,14.0,82.0;
345.0,14.0,82.0;
344.0,15.0,82.0;
344.0,15.0,82.0;
344.0,15.0,82.0;
343.0,16.0,82.0;
342.0,17.0,82.0;
341.0,18.0,82.0;
341.0,18.0,82.0;
341.0,18.0,82.0;
341.0,18.0,82.0;
341.0,18.0,82.0;
341.0,18.0,82.0;
341.0,18.0,82.0;
341.0,18.0,82.0;
340.0,18.0,83.0;
340.0,18.0,83.0;
340.0,18.0,83.0;
340.0,18.0,83.0;
340.0,18.0,83.0;
340.0,18.0,83.0;
340.0,18.0,83.0;
340.0,18.0,83.0;
340.0,18.0,83.0;
340.0,18.0,83.0;
340.0,17.0,84.0;
340.0,17.0,84.0;
340.0,17.0,84.0;
340.0,17.0,84.0;
340.0,17.0,84.0;
340.0,17.0,84.0;
339.0,17.0,85.0;
338.0,18.0,85.0;
338.0,18.0,85.0;
338.0,18.0,85.0;
338.0,18.0,85.0;
337.0,19.0,85.0;
336.0,20.0,85.0;
335.0,21.0,85.0;
335.0,20.0,86.0;
335.0,20.0,86.0;
335.0,20.0,86.0;
334.0,21.0,86.0;
334.0,21.0,86.0;
334.0,21.0,86.0;
334.0,21.0,86.0;
334.0,21.0,86.0;
334.0,21.0,86.0;
334.0,21.0,86.0;
334.0,21.0,86.0;
334.0,21.0,86.0;
334.0,21.0,86.0;
334.0,21.0,86.0;
334.0,21.0,86.0;
334.0,21.0,86.0;
334.0,21.0,86.0;
334.0,21.0,86.0;
334.0,21.0,86.0;
334.0,21.0,86.0;
334.0,20.0,87.0;
334.0,20.0,87.0;
334.0,20.0,87.0;
334.0,20.0,87.0;
334.0,20.0,87.0;
334.0,19.0,88.0;
334.0,19.0,88.0;
334.0,19.0,88.0;
334.0,19.0,88.0;
333.0,20.0,88.0;
333.0,20.0,88.0;
333.0,20.0,88.0;
333.0,19.0,89.0;
333.0,19.0,89.0;
333.0,19.0,89.0;
333.0,19.0,89.0;
333.0,19.0,89.0;
333.0,19.0,89.0;
333.0,18.0,90.0;
333.0,17.0,91.0;
333.0,17.0,91.0;
333.0,17.0,91.0;
333.0,17.0,91.0;
333.0,17.0,91.0;
333.0,17.0,91.0;
333.0,17.0,91.0;
333.0,17.0,91.0;
333.0,16.0,92.0;
333.0,15.0,93.0;
333.0,14.0,94.0;
333.0,14.0,94.0;
333.0,14.0,94.0;
333.0,14.0,94.0;
333.0,14.0,94.0;
333.0,14.0,94.0;
333.0,14.0,94.0;
332.0,15.0,94.0;
332.0,15.0,94.0;
332.0,15.0,94.0;
332.0,15.0,94.0;
332.0,15.0,94.0;
332.0,15.0,94.0;
332.0,15.0,94.0;
332.0,15.0,94.0;
332.0,15.0,94.0;
332.0,15.0,94.0;
332.0,14.0,95.0;
332.0,14.0,95.0;
332.0,14.0,95.0;
332.0,14.0,95.0;
332.0,14.0,95.0;
332.0,14.0,95.0;
332.0,14.0,95.0;
332.0,14.0,95.0;
331.0,15.0,95.0;
331.0,15.0,95.0;
331.0,15.0,95.0;
331.0,15.0,95.0;
331.0,15.0,95.0;
331.0,15.0,95.0;
331.0,15.0,95.0;
331.0,15.0,95.0;
331.0,15.0,95.0;
331.0,15.0,95.0;
331.0,15.0,95.0;
331.0,15.0,95.0;
331.0,15.0,95.0;
329.0,16.0,96.0;
328.0,17.0,96.0;
328.0,17.0,96.0;
328.0,17.0,96.0;
328.0,17.0,96.0;
328.0,16.0,97.0;
328.0,16.0,97.0;
328.0,16.0,97.0;
328.0,16.0,97.0;
328.0,16.0,97.0;
328.0,16.0,97.0;
328.0,16.0,97.0;
328.0,16.0,97.0;
328.0,16.0,97.0;
327.0,17.0,97.0;
327.0,17.0,97.0;
326.0,18.0,97.0;
326.0,17.0,98.0;
326.0,17.0,98.0;
326.0,17.0,98.0;
326.0,17.0,98.0;
326.0,17.0,98.0;
326.0,17.0,98.0;
326.0,17.0,98.0;
326.0,17.0,98.0;
326.0,17.0,98.0;
326.0,17.0,98.0;
326.0,17.0,98.0;
326.0,17.0,98.0;
326.0,16.0,99.0;
325.0,17.0,99.0;
325.0,17.0,99.0;
325.0,17.0,99.0;
325.0,17.0,99.0;
325.0,17.0,99.0;
325.0,17.0,99.0;
325.0,17.0,99.0;
324.0,18.0,99.0;
324.0,18.0,99.0;
324.0,17.0,100.0;
324.0,17.0,100.0;
324.0,17.0,100.0;
324.0,16.0,101.0;
324.0,16.0,101.0;
324.0,16.0,101.0;
324.0,16.0,101.0;
323.0,17.0,101.0;
323.0,17.0,101.0;
323.0,17.0,101.0;
323.0,17.0,101.0;
323.0,17.0,101.0;
323.0,16.0,102.0;
323.0,16.0,102.0;
323.0,16.0,102.0;
323.0,16.0,102.0;
321.0,18.0,102.0;
321.0,18.0,102.0;
321.0,18.0,102.0;
321.0,18.0,102.0;
321.0,18.0,102.0;
321.0,18.0,102.0;
321.0,18.0,102.0;
321.0,18.0,102.0;
321.0,18.0,102.0;
320.0,19.0,102.0;
320.0,19.0,102.0;
320.0,19.0,102.0;
319.0,20.0,102.0;
319.0,19.0,103.0;
319.0,19.0,103.0;
319.0,19.0,103.0;
319.0,19.0,103.0;
319.0,19.0,103.0;
319.0,19.0,103.0;
319.0,19.0,103.0;
318.0,20.0,103.0;
318.0,20.0,103.0;
318.0,20.0,103.0;
318.0,19.0,104.0;
318.0,19.0,104.0;
317.0,20.0,104.0;
316.0,21.0,104.0;
316.0,21.0,104.0;
316.0,21.0,104.0;
316.0,21.0,104.0;
316.0,21.0,104.0;
316.0,21.0,104.0;
316.0,21.0,104.0;
316.0,21.0,104.0;
315.0,22.0,104.0;
315.0,22.0,104.0;
315.0,22.0,104.0;
315.0,22.0,104.0;
315.0,21.0,105.0;
315.0,21.0,105.0;
315.0,21.0,105.0;
315.0,21.0,105.0;
315.0,21.0,105.0;
315.0,21.0,105.0;
315.0,21.0,105.0;
315.0,21.0,105.0;
314.0,22.0,105.0;
314.0,22.0,105.0;
314.0,22.0,105.0;
314.0,22.0,105.0;
314.0,22.0,105.0;
314.0,21.0,106.0;
314.0,21.0,106.0;
314.0,21.0,106.0;
313.0,22.0,106.0;
311.0,24.0,106.0;
311.0,24.0,106.0;
311.0,24.0,106.0;
310.0,24.0,107.0;
310.0,24.0,107.0;
310.0,24.0,107.0;
310.0,24.0,107.0;
310.0,23.0,108.0;
310.0,23.0,108.0;
310.0,23.0,108.0;
310.0,23.0,108.0;
310.0,23.0,108.0;
310.0,23.0,108.0;
310.0,23.0,108.0;
310.0,22.0,109.0;
310.0,22.0,109.0;
310.0,22.0,109.0;
310.0,21.0,110.0;
310.0,21.0,110.0;
310.0,21.0,110.0;
310.0,21.0,110.0;
310.0,21.0,110.0;
310.0,21.0,110.0;
310.0,21.0,110.0;
310.0,21.0,110.0;
310.0,21.0,110.0;
309.0,21.0,111.0;
308.0,22.0,111.0;
307.0,23.0,111.0;
307.0,23.0,111.0;
307.0,23.0,111.0;
307.0,22.0,112.0;
307.0,22.0,112.0;
307.0,22.0,112.0;
307.0,22.0,112.0;
307.0,21.0,113.0;
307.0,21.0,113.0;
307.0,21.0,113.0;
307.0,20.0,114.0;
307.0,20.0,114.0;
307.0,20.0,114.0;
307.0,20.0,114.0;
307.0,20.0,114.0;
307.0,20.0,114.0;
307.0,20.0,114.0;
307.0,20.0,114.0;
307.0,20.0,114.0;
307.0,20.0,114.0;
307.0,20.0,114.0;
307.0,20.0,114.0;
307.0,20.0,114.0;
307.0,20.0,114.0;
307.0,20.0,114.0;
307.0,20.0,114.0;
307.0,19.0,115.0;
306.0,20.0,115.0;
306.0,20.0,115.0;
305.0,21.0,115.0;
305.0,21.0,115.0;
304.0,21.0,116.0;
304.0,21.0,116.0;
304.0,21.0,116.0;
304.0,21.0,116.0;
304.0,19.0,118.0;
304.0,19.0,118.0;
304.0,19.0,118.0;
304.0,19.0,118.0;
304.0,19.0,118.0;
303.0,20.0,118.0;
303.0,20.0,118.0;
303.0,20.0,118.0;
303.0,20.0,118.0;
303.0,20.0,118.0;
303.0,20.0,118.0;
302.0,21.0,118.0;
302.0,20.0,119.0;
302.0,20.0,119.0;
302.0,19.0,120.0;
301.0,20.0,120.0;
300.0,21.0,120.0;
300.0,21.0,120.0;
300.0,21.0,120.0;
300.0,20.0,121.0;
300.0,20.0,121.0;
300.0,20.0,121.0;
300.0,20.0,121.0;
300.0,20.0,121.0;
299.0,21.0,121.0;
299.0,21.0,121.0;
299.0,21.0,121.0;
299.0,21.0,121.0;
298.0,22.0,121.0;
298.0,22.0,121.0;
298.0,21.0,122.0;
298.0,21.0,122.0;
298.0,21.0,122.0;
298.0,21.0,122.0;
297.0,22.0,122.0;
297.0,22.0,122.0;
296.0,23.0,122.0;
296.0,22.0,123.0;
296.0,21.0,124.0;
296.0,21.0,124.0;
296.0,20.0,125.0;
296.0,20.0,125.0;
296.0,20.0,125.0;
296.0,20.0,125.0;
296.0,20.0,125.0;
296.0,20.0,125.0;
296.0,20.0,125.0;
296.0,20.0,125.0;
296.0,20.0,125.0;
296.0,20.0,125.0;
296.0,20.0,125.0;
296.0,20.0,125.0;
296.0,20.0,125.0;
296.0,20.0,125.0;
296.0,20.0,125.0;
296.0,20.0,125.0;
296.0,20.0,125.0;
296.0,19.0,126.0;
296.0,17.0,128.0;
296.0,17.0,128.0;
296.0,16.0,129.0;
296.0,16.0,129.0;
295.0,17.0,129.0;
295.0,17.0,129.0;
294.0,18.0,129.0;
294.0,18.0,129.0;
294.0,18.0,129.0;
293.0,19.0,129.0;
293.0,19.0,129.0;
293.0,19.0,129.0;
293.0,19.0,129.0;
293.0,19.0,129.0;
293.0,19.0,129.0;
293.0,19.0,129.0;
292.0,20.0,129.0;
292.0,20.0,129.0;
292.0,19.0,130.0;
291.0,20.0,130.0;
291.0,20.0,130.0;
291.0,20.0,130.0;
291.0,20.0,130.0;
291.0,20.0,130.0;
291.0,20.0,130.0;
291.0,20.0,130.0;
291.0,20.0,130.0;
291.0,20.0,130.0;
291.0,20.0,130.0;
291.0,20.0,130.0;
290.0,21.0,130.0;
290.0,19.0,132.0;
290.0,19.0,132.0;
290.0,19.0,132.0;
290.0,19.0,132.0;
290.0,19.0,132.0;
290.0,19.0,132.0;
289.0,19.0,133.0;
289.0,19.0,133.0;
289.0,19.0,133.0;
289.0,19.0,133.0;
289.0,19.0,133.0;
289.0,19.0,133.0;
289.0,19.0,133.0;
289.0,19.0,133.0;
289.0,19.0,133.0;
289.0,19.0,133.0;
289.0,19.0,133.0;
289.0,19.0,133.0;
289.0,19.0,133.0;
289.0,19.0,133.0;
289.0,19.0,133.0;
289.0,19.0,133.0;
289.0,19.0,133.0;
289.0,19.0,133.0;
289.0,19.0,133.0;
289.0,19.0,133.0;
289.0,19.0,133.0;
289.0,18.0,134.0;
289.0,18.0,134.0;
289.0,17.0,135.0;
289.0,17.0,135.0;
289.0,17.0,135.0;
289.0,17.0,135.0;
289.0,17.0,135.0;
289.0,17.0,135.0;
289.0,17.0,135.0;
288.0,16.0,137.0;
288.0,15.0,138.0;
288.0,15.0,138.0;
288.0,15.0,138.0;
288.0,15.0,138.0;
288.0,15.0,138.0;
288.0,15.0,138.0;
288.0,15.0,138.0;
288.0,15.0,138.0;
288.0,15.0,138.0;
288.0,15.0,138.0;
288.0,15.0,138.0;
288.0,15.0,138.0;
288.0,15.0,138.0;
288.0,15.0,138.0;
288.0,15.0,138.0;
288.0,15.0,138.0;
288.0,15.0,138.0;
288.0,15.0,138.0;
288.0,15.0,138.0;
288.0,15.0,138.0;
288.0,15.0,138.0;
288.0,14.0,139.0;
288.0,14.0,139.0;
288.0,14.0,139.0;
288.0,14.0,139.0;
288.0,14.0,139.0;
288.0,14.0,139.0;
288.0,14.0,139.0;
287.0,15.0,139.0;
287.0,15.0,139.0;
287.0,15.0,139.0;
287.0,15.0,139.0;
287.0,15.0,139.0;
287.0,14.0,140.0;
287.0,14.0,140.0;
287.0,14.0,140.0;
287.0,14.0,140.0;
287.0,14.0,140.0;
287.0,14.0,140.0;
287.0,14.0,140.0;
287.0,14.0,140.0;
287.0,14.0,140.0;
287.0,14.0,140.0;
287.0,14.0,140.0;
287.0,14.0,140.0;
287.0,14.0,140.0;
287.0,14.0,140.0;
287.0,14.0,140.0;
287.0,14.0,140.0;
287.0,13.0,141.0;
287.0,13.0,141.0;
287.0,13.0,141.0;
287.0,13.0,141.0;
287.0,13.0,141.0;
287.0,13.0,141.0;
287.0,13.0,141.0;
287.0,13.0,141.0;
287.0,13.0,141.0;
287.0,13.0,141.0;
287.0,12.0,142.0;
287.0,12.0,142.0;
287.0,12.0,142.0;
287.0,12.0,142.0;
287.0,12.0,142.0;
287.0,12.0,142.0;
287.0,12.0,142.0;
287.0,12.0,142.0;
287.0,12.0,142.0;
286.0,13.0,142.0;
286.0,13.0,142.0;
286.0,13.0,142.0;
285.0,14.0,142.0;
285.0,14.0,142.0;
285.0,14.0,142.0;
285.0,14.0,142.0;
285.0,14.0,142.0;
285.0,14.0,142.0;
285.0,14.0,142.0;
285.0,14.0,142.0;
284.0,15.0,142.0;
283.0,15.0,143.0;
283.0,15.0,143.0;
283.0,15.0,143.0;
283.0,15.0,143.0;
283.0,15.0,143.0;
283.0,15.0,143.0;
283.0,15.0,143.0;
283.0,15.0,143.0;
283.0,15.0,143.0;
283.0,15.0,143.0;
283.0,15.0,143.0;
283.0,15.0,143.0;
283.0,15.0,143.0;
283.0,15.0,143.0;
283.0,15.0,143.0;
283.0,14.0,144.0;
283.0,14.0,144.0;
283.0,14.0,144.0;
283.0,14.0,144.0;
283.0,14.0,144.0;
283.0,14.0,144.0;
283.0,14.0,144.0;
283.0,14.0,144.0;
283.0,13.0,145.0;
283.0,12.0,146.0;
283.0,12.0,146.0;
283.0,12.0,146.0;
283.0,12.0,146.0;
283.0,12.0,146.0;
283.0,12.0,146.0;
283.0,12.0,146.0;
283.0,12.0,146.0;
283.0,12.0,146.0;
283.0,12.0,146.0;
283.0,12.0,146.0;
283.0,12.0,146.0;
283.0,12.0,146.0;
283.0,12.0,146.0;
283.0,12.0,146.0;
283.0,12.0,146.0;
283.0,12.0,146.0;
283.0,12.0,146.0;
282.0,13.0,146.0;
282.0,13.0,146.0;
282.0,11.0,148.0;
282.0,11.0,148.0;
282.0,10.0,149.0;
282.0,10.0,149.0;
282.0,10.0,149.0;
282.0,10.0,149.0;
282.0,10.0,149.0;
282.0,10.0,149.0;
282.0,10.0,149.0;
282.0,10.0,149.0;
282.0,10.0,149.0;
282.0,10.0,149.0;
282.0,10.0,149.0;
282.0,10.0,149.0;
282.0,10.0,149.0;
282.0,10.0,149.0;
282.0,9.0,150.0;
282.0,8.0,151.0;
281.0,9.0,151.0;
281.0,9.0,151.0;
281.0,9.0,151.0;
281.0,9.0,151.0;
281.0,9.0,151.0;
281.0,9.0,151.0;
281.0,9.0,151.0;
281.0,9.0,151.0;
281.0,9.0,151.0;
281.0,8.0,152.0;
281.0,8.0,152.0;
280.0,9.0,152.0;
280.0,8.0,153.0;
280.0,8.0,153.0;
280.0,8.0,153.0;
280.0,8.0,153.0;
280.0,8.0,153.0;
280.0,8.0,153.0;
280.0,8.0,153.0;
280.0,8.0,153.0;
280.0,8.0,153.0;
280.0,8.0,153.0;
280.0,8.0,153.0;
280.0,8.0,153.0;
280.0,8.0,153.0;
280.0,8.0,153.0;
280.0,8.0,153.0;
280.0,8.0,153.0;
280.0,8.0,153.0;
280.0,8.0,153.0;
279.0,9.0,153.0;
279.0,9.0,153.0;
279.0,9.0,153.0;
279.0,9.0,153.0;
279.0,9.0,153.0;
279.0,9.0,153.0;
279.0,9.0,153.0;
279.0,9.0,153.0;
279.0,9.0,153.0;
279.0,9.0,153.0;
279.0,9.0,153.0;
279.0,9.0,153.0;
279.0,9.0,153.0;
279.0,9.0,153.0;
279.0,9.0,153.0;
279.0,9.0,153.0;
279.0,9.0,153.0;
279.0,9.0,153.0;
279.0,9.0,153.0;
279.0,9.0,153.0;
279.0,9.0,153.0;
279.0,9.0,153.0;
279.0,9.0,153.0;
279.0,9.0,153.0;
279.0,9.0,153.0;
279.0,9.0,153.0;
279.0,9.0,153.0;
279.0,9.0,153.0;
279.0,9.0,153.0;
279.0,9.0,153.0;
279.0,9.0,153.0;
279.0,9.0,153.0;
279.0,9.0,153.0;
279.0,9.0,153.0;
279.0,9.0,153.0;
279.0,9.0,153.0;
279.0,9.0,153.0;
279.0,9.0,153.0;
279.0,9.0,153.0;
279.0,9.0,153.0;
279.0,8.0,154.0;
279.0,8.0,154.0;
279.0,8.0,154.0;
279.0,8.0,154.0;
279.0,8.0,154.0;
279.0,8.0,154.0;
279.0,8.0,154.0;
279.0,8.0,154.0;
279.0,8.0,154.0;
279.0,8.0,154.0;
279.0,8.0,154.0;
279.0,8.0,154.0;
279.0,8.0,154.0;
279.0,8.0,154.0;
279.0,8.0,154.0;
279.0,8.0,154.0;
279.0,8.0,154.0;
279.0,8.0,154.0;
279.0,8.0,154.0;
279.0,8.0,154.0;
279.0,8.0,154.0;
279.0,8.0,154.0;
279.0,8.0,154.0;
279.0,8.0,154.0;
279.0,8.0,154.0;
279.0,7.0,155.0;
279.0,7.0,155.0;
279.0,7.0,155.0;
279.0,6.0,156.0;
279.0,6.0,156.0;
279.0,6.0,156.0;
279.0,6.0,156.0;
279.0,6.0,156.0;
279.0,6.0,156.0;
279.0,6.0,156.0;
279.0,6.0,156.0;
279.0,6.0,156.0;
279.0,6.0,156.0;
279.0,6.0,156.0;
279.0,6.0,156.0;
279.0,6.0,156.0;
279.0,6.0,156.0;
279.0,6.0,156.0;
279.0,6.0,156.0;
279.0,6.0,156.0;
279.0,6.0,156.0;
279.0,5.0,157.0;
279.0,5.0,157.0;
279.0,5.0,157.0;
279.0,5.0,157.0;
279.0,5.0,157.0;
279.0,5.0,157.0;
279.0,5.0,157.0;
279.0,5.0,157.0;
279.0,5.0,157.0;
279.0,5.0,157.0;
279.0,5.0,157.0;
279.0,5.0,157.0;
279.0,5.0,157.0;
279.0,5.0,157.0;
279.0,5.0,157.0;
279.0,5.0,157.0;
279.0,5.0,157.0;
279.0,5.0,157.0;
279.0,5.0,157.0;
279.0,5.0,157.0;
279.0,5.0,157.0;
279.0,5.0,157.0;
279.0,5.0,157.0;
279.0,5.0,157.0;
279.0,5.0,157.0;
279.0,5.0,157.0;
279.0,5.0,157.0;
279.0,5.0,157.0;
279.0,5.0,157.0;
279.0,5.0,157.0;
279.0,5.0,157.0;
279.0,5.0,157.0;
279.0,4.0,158.0;
279.0,4.0,158.0;
279.0,4.0,158.0;
279.0,4.0,158.0;
279.0,4.0,158.0;
279.0,4.0,158.0;
279.0,4.0,158.0;
279.0,4.0,158.0;
279.0,4.0,158.0;
279.0,4.0,158.0;
279.0,4.0,158.0;
279.0,4.0,158.0;
279.0,4.0,158.0;
279.0,4.0,158.0;
278.0,5.0,158.0;
278.0,5.0,158.0;
278.0,5.0,158.0;
278.0,5.0,158.0;
278.0,5.0,158.0;
278.0,5.0,158.0;
278.0,5.0,158.0;
278.0,5.0,158.0;
277.0,6.0,158.0;
277.0,6.0,158.0;
277.0,6.0,158.0;
277.0,6.0,158.0;
277.0,6.0,158.0;
277.0,6.0,158.0;
277.0,6.0,158.0;
277.0,6.0,158.0;
276.0,7.0,158.0;
276.0,7.0,158.0;
276.0,7.0,158.0;
276.0,7.0,158.0;
275.0,8.0,158.0;
275.0,8.0,158.0;
275.0,8.0,158.0;
275.0,8.0,158.0;
275.0,8.0,158.0;
275.0,8.0,158.0;
275.0,8.0,158.0;
275.0,8.0,158.0;
275.0,8.0,158.0;
275.0,8.0,158.0;
275.0,8.0,158.0;
275.0,8.0,158.0;
274.0,9.0,158.0;
274.0,9.0,158.0;
274.0,9.0,158.0;
274.0,9.0,158.0;
274.0,9.0,158.0;
274.0,9.0,158.0;
274.0,9.0,158.0;
274.0,9.0,158.0;
274.0,9.0,158.0;
274.0,9.0,158.0;
274.0,9.0,158.0;
274.0,9.0,158.0;
274.0,9.0,158.0;
274.0,9.0,158.0;
273.0,10.0,158.0;
273.0,9.0,159.0;
273.0,9.0,159.0;
273.0,9.0,159.0;
273.0,9.0,159.0;
273.0,9.0,159.0;
273.0,8.0,160.0;
273.0,7.0,161.0;
273.0,7.0,161.0;
273.0,6.0,162.0;
273.0,6.0,162.0;
273.0,6.0,162.0;
273.0,6.0,162.0;
273.0,6.0,162.0;
273.0,6.0,162.0;
273.0,6.0,162.0;
273.0,6.0,162.0;
273.0,6.0,162.0;
272.0,7.0,162.0;
272.0,7.0,162.0;
272.0,7.0,162.0;
272.0,7.0,162.0;
272.0,7.0,162.0;
272.0,7.0,162.0;
272.0,7.0,162.0;
272.0,7.0,162.0;
272.0,7.0,162.0;
272.0,7.0,162.0;
272.0,7.0,162.0;
272.0,7.0,162.0;
272.0,7.0,162.0;
272.0,7.0,162.0;
272.0,7.0,162.0;
272.0,7.0,162.0;
272.0,7.0,162.0;
272.0,7.0,162.0;
272.0,7.0,162.0;
272.0,7.0,162.0;
272.0,7.0,162.0;
272.0,7.0,162.0;
272.0,7.0,162.0;
272.0,7.0,162.0;
272.0,7.0,162.0;
272.0,7.0,162.0;
272.0,7.0,162.0;
272.0,7.0,162.0;
272.0,7.0,162.0;
272.0,7.0,162.0;
272.0,7.0,162.0;
272.0,7.0,162.0;
272.0,7.0,162.0;
272.0,7.0,162.0;
271.0,8.0,162.0;
271.0,8.0,162.0;
271.0,8.0,162.0;
271.0,8.0,162.0;
271.0,8.0,162.0;
271.0,8.0,162.0;
271.0,8.0,162.0;
271.0,8.0,162.0;
271.0,8.0,162.0;
271.0,8.0,162.0;
271.0,8.0,162.0;
271.0,8.0,162.0;
271.0,8.0,162.0;
271.0,8.0,162.0;
271.0,8.0,162.0;
271.0,8.0,162.0;
271.0,8.0,162.0;
271.0,8.0,162.0;
271.0,8.0,162.0;
271.0,8.0,162.0;
271.0,8.0,162.0;
271.0,8.0,162.0;
271.0,8.0,162.0;
271.0,8.0,162.0;
271.0,8.0,162.0;
271.0,8.0,162.0;
271.0,8.0,162.0;
271.0,8.0,162.0;
271.0,8.0,162.0;
271.0,8.0,162.0;
271.0,8.0,162.0;
271.0,8.0,162.0;
271.0,8.0,162.0;
271.0,8.0,162.0;
271.0,8.0,162.0;
271.0,8.0,162.0;
271.0,8.0,162.0;
271.0,8.0,162.0;
271.0,8.0,162.0;
271.0,8.0,162.0;
271.0,8.0,162.0;
271.0,8.0,162.0;
271.0,8.0,162.0;
271.0,8.0,162.0;
271.0,8.0,162.0;
271.0,8.0,162.0;
271.0,8.0,162.0;
271.0,8.0,162.0;
271.0,8.0,162.0;
271.0,7.0,163.0;
271.0,7.0,163.0;
271.0,7.0,163.0;
271.0,7.0,163.0;
271.0,7.0,163.0;
271.0,7.0,163.0;
271.0,7.0,163.0;
271.0,7.0,163.0;
271.0,7.0,163.0;
271.0,7.0,163.0;
271.0,7.0,163.0;
271.0,7.0,163.0;
271.0,7.0,163.0;
271.0,7.0,163.0;
271.0,7.0,163.0;
271.0,7.0,163.0;
271.0,7.0,163.0;
271.0,7.0,163.0;
271.0,6.0,164.0;
271.0,6.0,164.0;
271.0,6.0,164.0;
271.0,6.0,164.0;
271.0,6.0,164.0;
271.0,6.0,164.0;
271.0,6.0,164.0;
271.0,6.0,164.0;
271.0,6.0,164.0;
271.0,6.0,164.0;
271.0,6.0,164.0;
271.0,6.0,164.0;
271.0,6.0,164.0;
271.0,6.0,164.0;
271.0,6.0,164.0;
271.0,6.0,164.0;
271.0,6.0,164.0;
271.0,6.0,164.0;
271.0,6.0,164.0;
271.0,6.0,164.0;
271.0,6.0,164.0;
271.0,6.0,164.0;
271.0,6.0,164.0;
271.0,5.0,165.0;
271.0,5.0,165.0;
271.0,5.0,165.0;
271.0,5.0,165.0;
271.0,5.0,165.0;
271.0,5.0,165.0;
271.0,5.0,165.0;
271.0,5.0,165.0;
271.0,5.0,165.0;
271.0,5.0,165.0;
271.0,5.0,165.0;
271.0,5.0,165.0;
271.0,5.0,165.0;
271.0,4.0,166.0;
271.0,4.0,166.0;
271.0,4.0,166.0;
270.0,5.0,166.0;
270.0,5.0,166.0;
270.0,5.0,166.0;
270.0,5.0,166.0;
270.0,5.0,166.0;
270.0,5.0,166.0;
270.0,5.0,166.0;
270.0,5.0,166.0;
270.0,5.0,166.0;
270.0,5.0,166.0;
270.0,5.0,166.0;
270.0,5.0,166.0;
270.0,5.0,166.0;
270.0,5.0,166.0;
270.0,5.0,166.0;
270.0,5.0,166.0;
270.0,5.0,166.0;
270.0,5.0,166.0;
270.0,5.0,166.0;
270.0,5.0,166.0;
270.0,5.0,166.0;
270.0,5.0,166.0;
270.0,5.0,166.0;
270.0,5.0,166.0;
270.0,5.0,166.0;
270.0,5.0,166.0;
270.0,5.0,166.0;
270.0,5.0,166.0;
270.0,5.0,166.0;
270.0,5.0,166.0;
270.0,5.0,166.0;
270.0,5.0,166.0;
270.0,5.0,166.0;
270.0,5.0,166.0;
270.0,5.0,166.0;
270.0,5.0,166.0;
270.0,5.0,166.0;
270.0,5.0,166.0;
270.0,5.0,166.0;
270.0,5.0,166.0;
270.0,5.0,166.0;
270.0,5.0,166.0;
269.0,6.0,166.0;
269.0,6.0,166.0;
269.0,6.0,166.0;
269.0,6.0,166.0;
269.0,6.0,166.0;
269.0,6.0,166.0;
269.0,6.0,166.0;
269.0,6.0,166.0;
269.0,6.0,166.0;
269.0,6.0,166.0;
269.0,6.0,166.0;
269.0,6.0,166.0;
269.0,5.0,167.0;
269.0,5.0,167.0;
269.0,5.0,167.0;
269.0,5.0,167.0;
269.0,5.0,167.0;
269.0,5.0,167.0;
269.0,5.0,167.0;
269.0,5.0,167.0;
269.0,4.0,168.0;
269.0,4.0,168.0;
269.0,4.0,168.0;
269.0,4.0,168.0;
269.0,4.0,168.0;
269.0,4.0,168.0;
269.0,4.0,168.0;
269.0,4.0,168.0;
269.0,4.0,168.0;
269.0,4.0,168.0;
269.0,4.0,168.0;
269.0,4.0,168.0;
269.0,4.0,168.0;
269.0,4.0,168.0;
269.0,4.0,168.0;
269.0,4.0,168.0;
268.0,5.0,168.0;
268.0,5.0,168.0;
268.0,5.0,168.0;
268.0,5.0,168.0;
268.0,5.0,168.0;
268.0,5.0,168.0;
268.0,5.0,168.0;
268.0,5.0,168.0;
268.0,5.0,168.0;
268.0,5.0,168.0;
268.0,5.0,168.0;
268.0,5.0,168.0;
268.0,5.0,168.0;
268.0,5.0,168.0;
268.0,5.0,168.0;
268.0,5.0,168.0;
268.0,5.0,168.0;
268.0,5.0,168.0;
268.0,5.0,168.0;
268.0,5.0,168.0;
268.0,5.0,168.0;
268.0,5.0,168.0;
268.0,5.0,168.0;
268.0,5.0,168.0;
268.0,5.0,168.0;
268.0,5.0,168.0;
268.0,5.0,168.0;
268.0,5.0,168.0;
268.0,5.0,168.0;
268.0,5.0,168.0;
268.0,5.0,168.0;
268.0,5.0,168.0;
268.0,5.0,168.0;
268.0,5.0,168.0;
268.0,5.0,168.0;
268.0,5.0,168.0;
268.0,5.0,168.0;
268.0,5.0,168.0;
268.0,5.0,168.0;
268.0,4.0,169.0;
268.0,4.0,169.0;
268.0,4.0,169.0;
268.0,4.0,169.0;
268.0,4.0,169.0;
268.0,4.0,169.0;
268.0,4.0,169.0;
268.0,4.0,169.0;
268.0,4.0,169.0;
268.0,4.0,169.0;
268.0,4.0,169.0;
268.0,4.0,169.0;
268.0,4.0,169.0;
268.0,4.0,169.0;
268.0,4.0,169.0;
268.0,4.0,169.0;
268.0,4.0,169.0;
268.0,4.0,169.0;
268.0,4.0,169.0;
268.0,4.0,169.0;
268.0,4.0,169.0;
268.0,4.0,169.0;
268.0,4.0,169.0;
268.0,4.0,169.0;
268.0,4.0,169.0;
267.0,5.0,169.0;
267.0,5.0,169.0;
267.0,5.0,169.0;
267.0,5.0,169.0;
267.0,4.0,170.0;
267.0,4.0,170.0;
267.0,4.0,170.0;
267.0,4.0,170.0;
267.0,4.0,170.0;
267.0,4.0,170.0;
267.0,4.0,170.0;
267.0,4.0,170.0;
267.0,3.0,171.0;
267.0,3.0,171.0;
267.0,3.0,171.0;
267.0,3.0,171.0;
267.0,3.0,171.0;
266.0,4.0,171.0;
266.0,4.0,171.0;
266.0,4.0,171.0;
266.0,4.0,171.0;
266.0,4.0,171.0;
266.0,4.0,171.0;
266.0,4.0,171.0;
266.0,4.0,171.0;
266.0,4.0,171.0;
266.0,4.0,171.0;
266.0,4.0,171.0;
266.0,4.0,171.0;
266.0,4.0,171.0;
266.0,4.0,171.0;
266.0,4.0,171.0;
266.0,4.0,171.0;
266.0,4.0,171.0;
266.0,4.0,171.0;
266.0,4.0,171.0;
266.0,4.0,171.0;
266.0,4.0,171.0;
266.0,4.0,171.0;
266.0,4.0,171.0;
266.0,4.0,171.0;
266.0,4.0,171.0;
266.0,4.0,171.0;
266.0,3.0,172.0;
266.0,3.0,172.0;
266.0,3.0,172.0;
266.0,3.0,172.0;
266.0,3.0,172.0;
266.0,3.0,172.0;
266.0,3.0,172.0;
266.0,3.0,172.0;
266.0,3.0,172.0;
266.0,3.0,172.0;
266.0,3.0,172.0;
266.0,3.0,172.0;
266.0,3.0,172.0;
266.0,3.0,172.0;
266.0,2.0,173.0;
266.0,2.0,173.0;
266.0,2.0,173.0;
266.0,2.0,173.0;
266.0,2.0,173.0;
266.0,2.0,173.0;
266.0,2.0,173.0;
266.0,2.0,173.0;
266.0,2.0,173.0;
266.0,2.0,173.0;
266.0,2.0,173.0;
266.0,2.0,173.0;
266.0,2.0,173.0;
266.0,2.0,173.0;
266.0,2.0,173.0;
266.0,2.0,173.0;
266.0,2.0,173.0;
266.0,2.0,173.0;
266.0,2.0,173.0;
266.0,2.0,173.0;
266.0,2.0,173.0;
266.0,1.0,174.0;
266.0,1.0,174.0;
266.0,1.0,174.0;
266.0,1.0,174.0;
266.0,1.0,174.0;
266.0,1.0,174.0;
266.0,1.0,174.0;
266.0,1.0,174.0;
266.0,1.0,174.0;
266.0,1.0,174.0;
265.0,2.0,174.0;
265.0,2.0,174.0;
265.0,2.0,174.0;
265.0,2.0,174.0;
265.0,2.0,174.0;
265.0,2.0,174.0;
265.0,2.0,174.0;
265.0,2.0,174.0;
265.0,2.0,174.0;
265.0,2.0,174.0;
265.0,2.0,174.0;
265.0,2.0,174.0;
265.0,2.0,174.0;
265.0,2.0,174.0;
265.0,2.0,174.0;
265.0,2.0,174.0;
265.0,2.0,174.0;
265.0,2.0,174.0;
265.0,2.0,174.0;
265.0,2.0,174.0;
265.0,2.0,174.0;
265.0,2.0,174.0;
265.0,2.0,174.0;
265.0,2.0,174.0;
265.0,2.0,174.0;
265.0,2.0,174.0;
265.0,2.0,174.0;
265.0,2.0,174.0;
265.0,2.0,174.0;
265.0,2.0,174.0;
265.0,2.0,174.0;
265.0,2.0,174.0;
264.0,3.0,174.0;
264.0,3.0,174.0;
264.0,3.0,174.0;
264.0,3.0,174.0;
264.0,3.0,174.0;
264.0,3.0,174.0;
264.0,3.0,174.0;
264.0,3.0,174.0;
264.0,3.0,174.0;
264.0,3.0,174.0;
264.0,3.0,174.0;
264.0,3.0,174.0;
264.0,3.0,174.0;
264.0,3.0,174.0;
264.0,3.0,174.0;
264.0,3.0,174.0;
264.0,3.0,174.0;
264.0,3.0,174.0;
264.0,3.0,174.0;
264.0,3.0,174.0;
264.0,3.0,174.0;
264.0,3.0,174.0;
264.0,3.0,174.0;
264.0,2.0,175.0;
264.0,2.0,175.0;
264.0,2.0,175.0;
264.0,2.0,175.0;
264.0,2.0,175.0;
264.0,2.0,175.0;
264.0,2.0,175.0;
264.0,1.0,176.0;
264.0,1.0,176.0;
264.0,1.0,176.0;
264.0,1.0,176.0;
264.0,1.0,176.0;
264.0,1.0,176.0;
264.0,1.0,176.0;
264.0,1.0,176.0;
264.0,1.0,176.0;
264.0,1.0,176.0;
264.0,1.0,176.0;
264.0,1.0,176.0;
264.0,1.0,176.0;
264.0,1.0,176.0;
264.0,1.0,176.0;
264.0,1.0,176.0;
264.0,1.0,176.0;
264.0,1.0,176.0;
264.0,1.0,176.0;
264.0,1.0,176.0;
264.0,1.0,176.0;
264.0,1.0,176.0;
264.0,1.0,176.0;
264.0,1.0,176.0;
264.0,1.0,176.0;
264.0,1.0,176.0;
264.0,1.0,176.0;
264.0,1.0,176.0;
264.0,1.0,176.0;
264.0,1.0,176.0;
264.0,1.0,176.0;
264.0,1.0,176.0;
264.0,1.0,176.0;
264.0,1.0,176.0;
264.0,1.0,176.0;
264.0,1.0,176.0;
264.0,1.0,176.0;
264.0,1.0,176.0;
264.0,1.0,176.0;
264.0,1.0,176.0;
264.0,1.0,176.0;
264.0,1.0,176.0;
264.0,1.0,176.0;
264.0,1.0,176.0;
264.0,1.0,176.0;
264.0,1.0,176.0;
264.0,1.0,176.0;
264.0,1.0,176.0;
264.0,1.0,176.0;
264.0,1.0,176.0;
264.0,1.0,176.0;
264.0,1.0,176.0;
264.0,1.0,176.0;
264.0,1.0,176.0;
264.0,1.0,176.0;
264.0,1.0,176.0;
264.0,1.0,176.0;
264.0,1.0,176.0;
264.0,1.0,176.0;
264.0,1.0,176.0;
264.0,1.0,176.0;
264.0,1.0,176.0;
264.0,1.0,176.0;
264.0,1.0,176.0;
264.0,1.0,176.0;
264.0,1.0,176.0;
264.0,1.0,176.0;
264.0,1.0,176.0;
264.0,1.0,176.0;
264.0,1.0,176.0;
264.0,1.0,176.0;
264.0,1.0,176.0;
264.0,1.0,176.0;
264.0,1.0,176.0;
264.0,1.0,176.0;
264.0,1.0,176.0;
264.0,1.0,176.0;
264.0,1.0,176.0;
264.0,1.0,176.0;
264.0,1.0,176.0;
264.0,1.0,176.0;
264.0,1.0,176.0;
264.0,1.0,176.0;
264.0,1.0,176.0;
264.0,1.0,176.0;
264.0,1.0,176.0;
264.0,1.0,176.0;
264.0,1.0,176.0;
264.0,1.0,176.0;
264.0,1.0,176.0;
264.0,1.0,176.0;
264.0,1.0,176.0;
264.0,1.0,176.0;
264.0,1.0,176.0;
264.0,1.0,176.0;
264.0,1.0,176.0;
264.0,1.0,176.0;
264.0,1.0,176.0;
264.0,1.0,176.0;
264.0,1.0,176.0;
264.0,1.0,176.0;
263.0,2.0,176.0;
263.0,2.0,176.0;
263.0,2.0,176.0;
263.0,2.0,176.0;
263.0,2.0,176.0;
263.0,2.0,176.0;
263.0,2.0,176.0;
263.0,2.0,176.0;
263.0,2.0,176.0;
263.0,2.0,176.0;
263.0,2.0,176.0;
263.0,2.0,176.0;
263.0,2.0,176.0;
263.0,2.0,176.0;
263.0,2.0,176.0;
263.0,2.0,176.0;
263.0,2.0,176.0;
263.0,2.0,176.0;
263.0,2.0,176.0;
263.0,2.0,176.0;
263.0,2.0,176.0;
263.0,2.0,176.0;
263.0,2.0,176.0;
263.0,2.0,176.0;
263.0,2.0,176.0;
263.0,2.0,176.0;
263.0,2.0,176.0;
263.0,2.0,176.0;
263.0,2.0,176.0;
263.0,2.0,176.0;
263.0,2.0,176.0;
263.0,2.0,176.0;
263.0,2.0,176.0;
263.0,2.0,176.0;
263.0,2.0,176.0;
263.0,2.0,176.0;
263.0,2.0,176.0;
263.0,2.0,176.0;
263.0,2.0,176.0;
263.0,2.0,176.0;
263.0,2.0,176.0;
263.0,2.0,176.0;
263.0,2.0,176.0;
263.0,2.0,176.0;
263.0,2.0,176.0;
263.0,1.0,177.0;
263.0,1.0,177.0;
263.0,1.0,177.0;
263.0,1.0,177.0;
263.0,1.0,177.0;
263.0,1.0,177.0;
263.0,1.0,177.0;
263.0,1.0,177.0;
263.0,1.0,177.0;
263.0,1.0,177.0;
263.0,1.0,177.0;
263.0,1.0,177.0;
263.0,1.0,177.0;
263.0,1.0,177.0;
263.0,1.0,177.0;
263.0,1.0,177.0;
263.0,1.0,177.0;
263.0,1.0,177.0;
263.0,1.0,177.0;
263.0,1.0,177.0;
263.0,1.0,177.0;
263.0,1.0,177.0;
263.0,1.0,177.0;
263.0,1.0,177.0;
263.0,1.0,177.0;
263.0,1.0,177.0;
263.0,1.0,177.0;
263.0,1.0,177.0;
263.0,1.0,177.0;
263.0,1.0,177.0;
263.0,1.0,177.0;
263.0,1.0,177.0;
263.0,1.0,177.0;
263.0,1.0,177.0;
263.0,1.0,177.0;
263.0,1.0,177.0;
263.0,1.0,177.0;
263.0,1.0,177.0;
263.0,1.0,177.0;
263.0,1.0,177.0;
263.0,1.0,177.0;
263.0,1.0,177.0;
263.0,1.0,177.0;
263.0,1.0,177.0;
263.0,1.0,177.0;
263.0,1.0,177.0;
263.0,1.0,177.0;
263.0,1.0,177.0;
263.0,1.0,177.0;
263.0,1.0,177.0;
263.0,1.0,177.0;
263.0,1.0,177.0;
263.0,1.0,177.0;
263.0,1.0,177.0;
263.0,1.0,177.0;
263.0,1.0,177.0;
263.0,1.0,177.0;
263.0,1.0,177.0;
263.0,1.0,177.0;
263.0,1.0,177.0;
263.0,1.0,177.0;
263.0,1.0,177.0;
263.0,1.0,177.0;
263.0,1.0,177.0;
263.0,1.0,177.0;
263.0,1.0,177.0;
263.0,1.0,177.0;
263.0,1.0,177.0;
263.0,1.0,177.0;
263.0,1.0,177.0;
263.0,1.0,177.0;
263.0,1.0,177.0;
263.0,1.0,177.0;
263.0,0.0,178.0;
263.0,0.0,178.0;
263.0,0.0,178.0;
263.0,0.0,178.0;
263.0,0.0,178.0;
263.0,0.0,178.0;
263.0,0.0,178.0;
];
susceptible = dynamics (:, 1);
infected = dynamics (:, 2);
recovered = dynamics (:, 3);
totalPopulation = susceptible(1) + infected(1) + recovered(1);
susceptibleRatio = susceptible ./ totalPopulation;
infectedRatio = infected ./ totalPopulation;
recoveredRatio = recovered ./ totalPopulation;
steps = length (susceptible);
indices = 0 : steps - 1;
indices = indices ./ 10.0;
figure
plot (indices, susceptibleRatio.', 'color', 'blue', 'linewidth', 2);
hold on
plot (indices, infectedRatio.', 'color', 'red', 'linewidth', 2);
hold on
plot (indices, recoveredRatio.', 'color', 'green', 'linewidth', 2);
set(gca,'YTick',0:0.05:1.0);
xlabel ('Time');
ylabel ('Population Ratio');
legend('Susceptible','Infected', 'Recovered');
